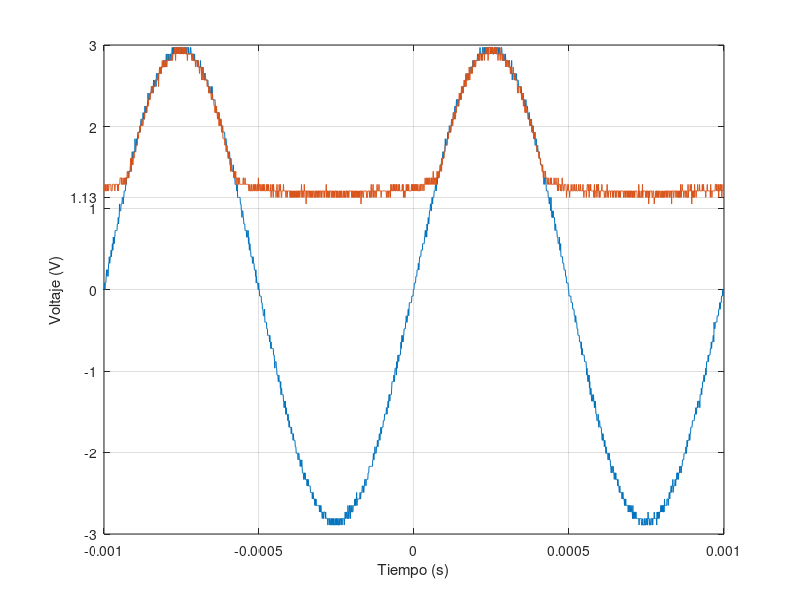

This chart was generated by the following MATLAB code:
t=[-1.00E-03
-9.99E-04
-9.98E-04
-9.97E-04
-9.96E-04
-9.95E-04
-9.94E-04
-9.93E-04
-9.92E-04
-9.91E-04
-9.90E-04
-9.89E-04
-9.88E-04
-9.87E-04
-9.86E-04
-9.85E-04
-9.84E-04
-9.83E-04
-9.82E-04
-9.81E-04
-9.80E-04
-9.79E-04
-9.78E-04
-9.77E-04
-9.76E-04
-9.75E-04
-9.74E-04
-9.73E-04
-9.72E-04
-9.71E-04
-9.70E-04
-9.69E-04
-9.68E-04
-9.67E-04
-9.66E-04
-9.65E-04
-9.64E-04
-9.63E-04
-9.62E-04
-9.61E-04
-9.60E-04
-9.59E-04
-9.58E-04
-9.57E-04
-9.56E-04
-9.55E-04
-9.54E-04
-9.53E-04
-9.52E-04
-9.51E-04
-9.50E-04
-9.49E-04
-9.48E-04
-9.47E-04
-9.46E-04
-9.45E-04
-9.44E-04
-9.43E-04
-9.42E-04
-9.41E-04
-9.40E-04
-9.39E-04
-9.38E-04
-9.37E-04
-9.36E-04
-9.35E-04
-9.34E-04
-9.33E-04
-9.32E-04
-9.31E-04
-9.30E-04
-9.29E-04
-9.28E-04
-9.27E-04
-9.26E-04
-9.25E-04
-9.24E-04
-9.23E-04
-9.22E-04
-9.21E-04
-9.20E-04
-9.19E-04
-9.18E-04
-9.17E-04
-9.16E-04
-9.15E-04
-9.14E-04
-9.13E-04
-9.12E-04
-9.11E-04
-9.10E-04
-9.09E-04
-9.08E-04
-9.07E-04
-9.06E-04
-9.05E-04
-9.04E-04
-9.03E-04
-9.02E-04
-9.01E-04
-9.00E-04
-8.99E-04
-8.98E-04
-8.97E-04
-8.96E-04
-8.95E-04
-8.94E-04
-8.93E-04
-8.92E-04
-8.91E-04
-8.90E-04
-8.89E-04
-8.88E-04
-8.87E-04
-8.86E-04
-8.85E-04
-8.84E-04
-8.83E-04
-8.82E-04
-8.81E-04
-8.80E-04
-8.79E-04
-8.78E-04
-8.77E-04
-8.76E-04
-8.75E-04
-8.74E-04
-8.73E-04
-8.72E-04
-8.71E-04
-8.70E-04
-8.69E-04
-8.68E-04
-8.67E-04
-8.66E-04
-8.65E-04
-8.64E-04
-8.63E-04
-8.62E-04
-8.61E-04
-8.60E-04
-8.59E-04
-8.58E-04
-8.57E-04
-8.56E-04
-8.55E-04
-8.54E-04
-8.53E-04
-8.52E-04
-8.51E-04
-8.50E-04
-8.49E-04
-8.48E-04
-8.47E-04
-8.46E-04
-8.45E-04
-8.44E-04
-8.43E-04
-8.42E-04
-8.41E-04
-8.40E-04
-8.39E-04
-8.38E-04
-8.37E-04
-8.36E-04
-8.35E-04
-8.34E-04
-8.33E-04
-8.32E-04
-8.31E-04
-8.30E-04
-8.29E-04
-8.28E-04
-8.27E-04
-8.26E-04
-8.25E-04
-8.24E-04
-8.23E-04
-8.22E-04
-8.21E-04
-8.20E-04
-8.19E-04
-8.18E-04
-8.17E-04
-8.16E-04
-8.15E-04
-8.14E-04
-8.13E-04
-8.12E-04
-8.11E-04
-8.10E-04
-8.09E-04
-8.08E-04
-8.07E-04
-8.06E-04
-8.05E-04
-8.04E-04
-8.03E-04
-8.02E-04
-8.01E-04
-8.00E-04
-7.99E-04
-7.98E-04
-7.97E-04
-7.96E-04
-7.95E-04
-7.94E-04
-7.93E-04
-7.92E-04
-7.91E-04
-7.90E-04
-7.89E-04
-7.88E-04
-7.87E-04
-7.86E-04
-7.85E-04
-7.84E-04
-7.83E-04
-7.82E-04
-7.81E-04
-7.80E-04
-7.79E-04
-7.78E-04
-7.77E-04
-7.76E-04
-7.75E-04
-7.74E-04
-7.73E-04
-7.72E-04
-7.71E-04
-7.70E-04
-7.69E-04
-7.68E-04
-7.67E-04
-7.66E-04
-7.65E-04
-7.64E-04
-7.63E-04
-7.62E-04
-7.61E-04
-7.60E-04
-7.59E-04
-7.58E-04
-7.57E-04
-7.56E-04
-7.55E-04
-7.54E-04
-7.53E-04
-7.52E-04
-7.51E-04
-7.50E-04
-7.49E-04
-7.48E-04
-7.47E-04
-7.46E-04
-7.45E-04
-7.44E-04
-7.43E-04
-7.42E-04
-7.41E-04
-7.40E-04
-7.39E-04
-7.38E-04
-7.37E-04
-7.36E-04
-7.35E-04
-7.34E-04
-7.33E-04
-7.32E-04
-7.31E-04
-7.30E-04
-7.29E-04
-7.28E-04
-7.27E-04
-7.26E-04
-7.25E-04
-7.24E-04
-7.23E-04
-7.22E-04
-7.21E-04
-7.20E-04
-7.19E-04
-7.18E-04
-7.17E-04
-7.16E-04
-7.15E-04
-7.14E-04
-7.13E-04
-7.12E-04
-7.11E-04
-7.10E-04
-7.09E-04
-7.08E-04
-7.07E-04
-7.06E-04
-7.05E-04
-7.04E-04
-7.03E-04
-7.02E-04
-7.01E-04
-7.00E-04
-6.99E-04
-6.98E-04
-6.97E-04
-6.96E-04
-6.95E-04
-6.94E-04
-6.93E-04
-6.92E-04
-6.91E-04
-6.90E-04
-6.89E-04
-6.88E-04
-6.87E-04
-6.86E-04
-6.85E-04
-6.84E-04
-6.83E-04
-6.82E-04
-6.81E-04
-6.80E-04
-6.79E-04
-6.78E-04
-6.77E-04
-6.76E-04
-6.75E-04
-6.74E-04
-6.73E-04
-6.72E-04
-6.71E-04
-6.70E-04
-6.69E-04
-6.68E-04
-6.67E-04
-6.66E-04
-6.65E-04
-6.64E-04
-6.63E-04
-6.62E-04
-6.61E-04
-6.60E-04
-6.59E-04
-6.58E-04
-6.57E-04
-6.56E-04
-6.55E-04
-6.54E-04
-6.53E-04
-6.52E-04
-6.51E-04
-6.50E-04
-6.49E-04
-6.48E-04
-6.47E-04
-6.46E-04
-6.45E-04
-6.44E-04
-6.43E-04
-6.42E-04
-6.41E-04
-6.40E-04
-6.39E-04
-6.38E-04
-6.37E-04
-6.36E-04
-6.35E-04
-6.34E-04
-6.33E-04
-6.32E-04
-6.31E-04
-6.30E-04
-6.29E-04
-6.28E-04
-6.27E-04
-6.26E-04
-6.25E-04
-6.24E-04
-6.23E-04
-6.22E-04
-6.21E-04
-6.20E-04
-6.19E-04
-6.18E-04
-6.17E-04
-6.16E-04
-6.15E-04
-6.14E-04
-6.13E-04
-6.12E-04
-6.11E-04
-6.10E-04
-6.09E-04
-6.08E-04
-6.07E-04
-6.06E-04
-6.05E-04
-6.04E-04
-6.03E-04
-6.02E-04
-6.01E-04
-6.00E-04
-5.99E-04
-5.98E-04
-5.97E-04
-5.96E-04
-5.95E-04
-5.94E-04
-5.93E-04
-5.92E-04
-5.91E-04
-5.90E-04
-5.89E-04
-5.88E-04
-5.87E-04
-5.86E-04
-5.85E-04
-5.84E-04
-5.83E-04
-5.82E-04
-5.81E-04
-5.80E-04
-5.79E-04
-5.78E-04
-5.77E-04
-5.76E-04
-5.75E-04
-5.74E-04
-5.73E-04
-5.72E-04
-5.71E-04
-5.70E-04
-5.69E-04
-5.68E-04
-5.67E-04
-5.66E-04
-5.65E-04
-5.64E-04
-5.63E-04
-5.62E-04
-5.61E-04
-5.60E-04
-5.59E-04
-5.58E-04
-5.57E-04
-5.56E-04
-5.55E-04
-5.54E-04
-5.53E-04
-5.52E-04
-5.51E-04
-5.50E-04
-5.49E-04
-5.48E-04
-5.47E-04
-5.46E-04
-5.45E-04
-5.44E-04
-5.43E-04
-5.42E-04
-5.41E-04
-5.40E-04
-5.39E-04
-5.38E-04
-5.37E-04
-5.36E-04
-5.35E-04
-5.34E-04
-5.33E-04
-5.32E-04
-5.31E-04
-5.30E-04
-5.29E-04
-5.28E-04
-5.27E-04
-5.26E-04
-5.25E-04
-5.24E-04
-5.23E-04
-5.22E-04
-5.21E-04
-5.20E-04
-5.19E-04
-5.18E-04
-5.17E-04
-5.16E-04
-5.15E-04
-5.14E-04
-5.13E-04
-5.12E-04
-5.11E-04
-5.10E-04
-5.09E-04
-5.08E-04
-5.07E-04
-5.06E-04
-5.05E-04
-5.04E-04
-5.03E-04
-5.02E-04
-5.01E-04
-5.00E-04
-4.99E-04
-4.98E-04
-4.97E-04
-4.96E-04
-4.95E-04
-4.94E-04
-4.93E-04
-4.92E-04
-4.91E-04
-4.90E-04
-4.89E-04
-4.88E-04
-4.87E-04
-4.86E-04
-4.85E-04
-4.84E-04
-4.83E-04
-4.82E-04
-4.81E-04
-4.80E-04
-4.79E-04
-4.78E-04
-4.77E-04
-4.76E-04
-4.75E-04
-4.74E-04
-4.73E-04
-4.72E-04
-4.71E-04
-4.70E-04
-4.69E-04
-4.68E-04
-4.67E-04
-4.66E-04
-4.65E-04
-4.64E-04
-4.63E-04
-4.62E-04
-4.61E-04
-4.60E-04
-4.59E-04
-4.58E-04
-4.57E-04
-4.56E-04
-4.55E-04
-4.54E-04
-4.53E-04
-4.52E-04
-4.51E-04
-4.50E-04
-4.49E-04
-4.48E-04
-4.47E-04
-4.46E-04
-4.45E-04
-4.44E-04
-4.43E-04
-4.42E-04
-4.41E-04
-4.40E-04
-4.39E-04
-4.38E-04
-4.37E-04
-4.36E-04
-4.35E-04
-4.34E-04
-4.33E-04
-4.32E-04
-4.31E-04
-4.30E-04
-4.29E-04
-4.28E-04
-4.27E-04
-4.26E-04
-4.25E-04
-4.24E-04
-4.23E-04
-4.22E-04
-4.21E-04
-4.20E-04
-4.19E-04
-4.18E-04
-4.17E-04
-4.16E-04
-4.15E-04
-4.14E-04
-4.13E-04
-4.12E-04
-4.11E-04
-4.10E-04
-4.09E-04
-4.08E-04
-4.07E-04
-4.06E-04
-4.05E-04
-4.04E-04
-4.03E-04
-4.02E-04
-4.01E-04
-4.00E-04
-3.99E-04
-3.98E-04
-3.97E-04
-3.96E-04
-3.95E-04
-3.94E-04
-3.93E-04
-3.92E-04
-3.91E-04
-3.90E-04
-3.89E-04
-3.88E-04
-3.87E-04
-3.86E-04
-3.85E-04
-3.84E-04
-3.83E-04
-3.82E-04
-3.81E-04
-3.80E-04
-3.79E-04
-3.78E-04
-3.77E-04
-3.76E-04
-3.75E-04
-3.74E-04
-3.73E-04
-3.72E-04
-3.71E-04
-3.70E-04
-3.69E-04
-3.68E-04
-3.67E-04
-3.66E-04
-3.65E-04
-3.64E-04
-3.63E-04
-3.62E-04
-3.61E-04
-3.60E-04
-3.59E-04
-3.58E-04
-3.57E-04
-3.56E-04
-3.55E-04
-3.54E-04
-3.53E-04
-3.52E-04
-3.51E-04
-3.50E-04
-3.49E-04
-3.48E-04
-3.47E-04
-3.46E-04
-3.45E-04
-3.44E-04
-3.43E-04
-3.42E-04
-3.41E-04
-3.40E-04
-3.39E-04
-3.38E-04
-3.37E-04
-3.36E-04
-3.35E-04
-3.34E-04
-3.33E-04
-3.32E-04
-3.31E-04
-3.30E-04
-3.29E-04
-3.28E-04
-3.27E-04
-3.26E-04
-3.25E-04
-3.24E-04
-3.23E-04
-3.22E-04
-3.21E-04
-3.20E-04
-3.19E-04
-3.18E-04
-3.17E-04
-3.16E-04
-3.15E-04
-3.14E-04
-3.13E-04
-3.12E-04
-3.11E-04
-3.10E-04
-3.09E-04
-3.08E-04
-3.07E-04
-3.06E-04
-3.05E-04
-3.04E-04
-3.03E-04
-3.02E-04
-3.01E-04
-3.00E-04
-2.99E-04
-2.98E-04
-2.97E-04
-2.96E-04
-2.95E-04
-2.94E-04
-2.93E-04
-2.92E-04
-2.91E-04
-2.90E-04
-2.89E-04
-2.88E-04
-2.87E-04
-2.86E-04
-2.85E-04
-2.84E-04
-2.83E-04
-2.82E-04
-2.81E-04
-2.80E-04
-2.79E-04
-2.78E-04
-2.77E-04
-2.76E-04
-2.75E-04
-2.74E-04
-2.73E-04
-2.72E-04
-2.71E-04
-2.70E-04
-2.69E-04
-2.68E-04
-2.67E-04
-2.66E-04
-2.65E-04
-2.64E-04
-2.63E-04
-2.62E-04
-2.61E-04
-2.60E-04
-2.59E-04
-2.58E-04
-2.57E-04
-2.56E-04
-2.55E-04
-2.54E-04
-2.53E-04
-2.52E-04
-2.51E-04
-2.50E-04
-2.49E-04
-2.48E-04
-2.47E-04
-2.46E-04
-2.45E-04
-2.44E-04
-2.43E-04
-2.42E-04
-2.41E-04
-2.40E-04
-2.39E-04
-2.38E-04
-2.37E-04
-2.36E-04
-2.35E-04
-2.34E-04
-2.33E-04
-2.32E-04
-2.31E-04
-2.30E-04
-2.29E-04
-2.28E-04
-2.27E-04
-2.26E-04
-2.25E-04
-2.24E-04
-2.23E-04
-2.22E-04
-2.21E-04
-2.20E-04
-2.19E-04
-2.18E-04
-2.17E-04
-2.16E-04
-2.15E-04
-2.14E-04
-2.13E-04
-2.12E-04
-2.11E-04
-2.10E-04
-2.09E-04
-2.08E-04
-2.07E-04
-2.06E-04
-2.05E-04
-2.04E-04
-2.03E-04
-2.02E-04
-2.01E-04
-2.00E-04
-1.99E-04
-1.98E-04
-1.97E-04
-1.96E-04
-1.95E-04
-1.94E-04
-1.93E-04
-1.92E-04
-1.91E-04
-1.90E-04
-1.89E-04
-1.88E-04
-1.87E-04
-1.86E-04
-1.85E-04
-1.84E-04
-1.83E-04
-1.82E-04
-1.81E-04
-1.80E-04
-1.79E-04
-1.78E-04
-1.77E-04
-1.76E-04
-1.75E-04
-1.74E-04
-1.73E-04
-1.72E-04
-1.71E-04
-1.70E-04
-1.69E-04
-1.68E-04
-1.67E-04
-1.66E-04
-1.65E-04
-1.64E-04
-1.63E-04
-1.62E-04
-1.61E-04
-1.60E-04
-1.59E-04
-1.58E-04
-1.57E-04
-1.56E-04
-1.55E-04
-1.54E-04
-1.53E-04
-1.52E-04
-1.51E-04
-1.50E-04
-1.49E-04
-1.48E-04
-1.47E-04
-1.46E-04
-1.45E-04
-1.44E-04
-1.43E-04
-1.42E-04
-1.41E-04
-1.40E-04
-1.39E-04
-1.38E-04
-1.37E-04
-1.36E-04
-1.35E-04
-1.34E-04
-1.33E-04
-1.32E-04
-1.31E-04
-1.30E-04
-1.29E-04
-1.28E-04
-1.27E-04
-1.26E-04
-1.25E-04
-1.24E-04
-1.23E-04
-1.22E-04
-1.21E-04
-1.20E-04
-1.19E-04
-1.18E-04
-1.17E-04
-1.16E-04
-1.15E-04
-1.14E-04
-1.13E-04
-1.12E-04
-1.11E-04
-1.10E-04
-1.09E-04
-1.08E-04
-1.07E-04
-1.06E-04
-1.05E-04
-1.04E-04
-1.03E-04
-1.02E-04
-1.01E-04
-1.00E-04
-9.90E-05
-9.80E-05
-9.70E-05
-9.60E-05
-9.50E-05
-9.40E-05
-9.30E-05
-9.20E-05
-9.10E-05
-9.00E-05
-8.90E-05
-8.80E-05
-8.70E-05
-8.60E-05
-8.50E-05
-8.40E-05
-8.30E-05
-8.20E-05
-8.10E-05
-8.00E-05
-7.90E-05
-7.80E-05
-7.70E-05
-7.60E-05
-7.50E-05
-7.40E-05
-7.30E-05
-7.20E-05
-7.10E-05
-7.00E-05
-6.90E-05
-6.80E-05
-6.70E-05
-6.60E-05
-6.50E-05
-6.40E-05
-6.30E-05
-6.20E-05
-6.10E-05
-6.00E-05
-5.90E-05
-5.80E-05
-5.70E-05
-5.60E-05
-5.50E-05
-5.40E-05
-5.30E-05
-5.20E-05
-5.10E-05
-5.00E-05
-4.90E-05
-4.80E-05
-4.70E-05
-4.60E-05
-4.50E-05
-4.40E-05
-4.30E-05
-4.20E-05
-4.10E-05
-4.00E-05
-3.90E-05
-3.80E-05
-3.70E-05
-3.60E-05
-3.50E-05
-3.40E-05
-3.30E-05
-3.20E-05
-3.10E-05
-3.00E-05
-2.90E-05
-2.80E-05
-2.70E-05
-2.60E-05
-2.50E-05
-2.40E-05
-2.30E-05
-2.20E-05
-2.10E-05
-2.00E-05
-1.90E-05
-1.80E-05
-1.70E-05
-1.60E-05
-1.50E-05
-1.40E-05
-1.30E-05
-1.20E-05
-1.10E-05
-1.00E-05
-9.00E-06
-8.00E-06
-7.00E-06
-6.00E-06
-5.00E-06
-4.00E-06
-3.00E-06
-2.00E-06
-1.00E-06
0.00E+00
1.00E-06
2.00E-06
3.00E-06
4.00E-06
5.00E-06
6.00E-06
7.00E-06
8.00E-06
9.00E-06
1.00E-05
1.10E-05
1.20E-05
1.30E-05
1.40E-05
1.50E-05
1.60E-05
1.70E-05
1.80E-05
1.90E-05
2.00E-05
2.10E-05
2.20E-05
2.30E-05
2.40E-05
2.50E-05
2.60E-05
2.70E-05
2.80E-05
2.90E-05
3.00E-05
3.10E-05
3.20E-05
3.30E-05
3.40E-05
3.50E-05
3.60E-05
3.70E-05
3.80E-05
3.90E-05
4.00E-05
4.10E-05
4.20E-05
4.30E-05
4.40E-05
4.50E-05
4.60E-05
4.70E-05
4.80E-05
4.90E-05
5.00E-05
5.10E-05
5.20E-05
5.30E-05
5.40E-05
5.50E-05
5.60E-05
5.70E-05
5.80E-05
5.90E-05
6.00E-05
6.10E-05
6.20E-05
6.30E-05
6.40E-05
6.50E-05
6.60E-05
6.70E-05
6.80E-05
6.90E-05
7.00E-05
7.10E-05
7.20E-05
7.30E-05
7.40E-05
7.50E-05
7.60E-05
7.70E-05
7.80E-05
7.90E-05
8.00E-05
8.10E-05
8.20E-05
8.30E-05
8.40E-05
8.50E-05
8.60E-05
8.70E-05
8.80E-05
8.90E-05
9.00E-05
9.10E-05
9.20E-05
9.30E-05
9.40E-05
9.50E-05
9.60E-05
9.70E-05
9.80E-05
9.90E-05
1.00E-04
1.01E-04
1.02E-04
1.03E-04
1.04E-04
1.05E-04
1.06E-04
1.07E-04
1.08E-04
1.09E-04
1.10E-04
1.11E-04
1.12E-04
1.13E-04
1.14E-04
1.15E-04
1.16E-04
1.17E-04
1.18E-04
1.19E-04
1.20E-04
1.21E-04
1.22E-04
1.23E-04
1.24E-04
1.25E-04
1.26E-04
1.27E-04
1.28E-04
1.29E-04
1.30E-04
1.31E-04
1.32E-04
1.33E-04
1.34E-04
1.35E-04
1.36E-04
1.37E-04
1.38E-04
1.39E-04
1.40E-04
1.41E-04
1.42E-04
1.43E-04
1.44E-04
1.45E-04
1.46E-04
1.47E-04
1.48E-04
1.49E-04
1.50E-04
1.51E-04
1.52E-04
1.53E-04
1.54E-04
1.55E-04
1.56E-04
1.57E-04
1.58E-04
1.59E-04
1.60E-04
1.61E-04
1.62E-04
1.63E-04
1.64E-04
1.65E-04
1.66E-04
1.67E-04
1.68E-04
1.69E-04
1.70E-04
1.71E-04
1.72E-04
1.73E-04
1.74E-04
1.75E-04
1.76E-04
1.77E-04
1.78E-04
1.79E-04
1.80E-04
1.81E-04
1.82E-04
1.83E-04
1.84E-04
1.85E-04
1.86E-04
1.87E-04
1.88E-04
1.89E-04
1.90E-04
1.91E-04
1.92E-04
1.93E-04
1.94E-04
1.95E-04
1.96E-04
1.97E-04
1.98E-04
1.99E-04
2.00E-04
2.01E-04
2.02E-04
2.03E-04
2.04E-04
2.05E-04
2.06E-04
2.07E-04
2.08E-04
2.09E-04
2.10E-04
2.11E-04
2.12E-04
2.13E-04
2.14E-04
2.15E-04
2.16E-04
2.17E-04
2.18E-04
2.19E-04
2.20E-04
2.21E-04
2.22E-04
2.23E-04
2.24E-04
2.25E-04
2.26E-04
2.27E-04
2.28E-04
2.29E-04
2.30E-04
2.31E-04
2.32E-04
2.33E-04
2.34E-04
2.35E-04
2.36E-04
2.37E-04
2.38E-04
2.39E-04
2.40E-04
2.41E-04
2.42E-04
2.43E-04
2.44E-04
2.45E-04
2.46E-04
2.47E-04
2.48E-04
2.49E-04
2.50E-04
2.51E-04
2.52E-04
2.53E-04
2.54E-04
2.55E-04
2.56E-04
2.57E-04
2.58E-04
2.59E-04
2.60E-04
2.61E-04
2.62E-04
2.63E-04
2.64E-04
2.65E-04
2.66E-04
2.67E-04
2.68E-04
2.69E-04
2.70E-04
2.71E-04
2.72E-04
2.73E-04
2.74E-04
2.75E-04
2.76E-04
2.77E-04
2.78E-04
2.79E-04
2.80E-04
2.81E-04
2.82E-04
2.83E-04
2.84E-04
2.85E-04
2.86E-04
2.87E-04
2.88E-04
2.89E-04
2.90E-04
2.91E-04
2.92E-04
2.93E-04
2.94E-04
2.95E-04
2.96E-04
2.97E-04
2.98E-04
2.99E-04
3.00E-04
3.01E-04
3.02E-04
3.03E-04
3.04E-04
3.05E-04
3.06E-04
3.07E-04
3.08E-04
3.09E-04
3.10E-04
3.11E-04
3.12E-04
3.13E-04
3.14E-04
3.15E-04
3.16E-04
3.17E-04
3.18E-04
3.19E-04
3.20E-04
3.21E-04
3.22E-04
3.23E-04
3.24E-04
3.25E-04
3.26E-04
3.27E-04
3.28E-04
3.29E-04
3.30E-04
3.31E-04
3.32E-04
3.33E-04
3.34E-04
3.35E-04
3.36E-04
3.37E-04
3.38E-04
3.39E-04
3.40E-04
3.41E-04
3.42E-04
3.43E-04
3.44E-04
3.45E-04
3.46E-04
3.47E-04
3.48E-04
3.49E-04
3.50E-04
3.51E-04
3.52E-04
3.53E-04
3.54E-04
3.55E-04
3.56E-04
3.57E-04
3.58E-04
3.59E-04
3.60E-04
3.61E-04
3.62E-04
3.63E-04
3.64E-04
3.65E-04
3.66E-04
3.67E-04
3.68E-04
3.69E-04
3.70E-04
3.71E-04
3.72E-04
3.73E-04
3.74E-04
3.75E-04
3.76E-04
3.77E-04
3.78E-04
3.79E-04
3.80E-04
3.81E-04
3.82E-04
3.83E-04
3.84E-04
3.85E-04
3.86E-04
3.87E-04
3.88E-04
3.89E-04
3.90E-04
3.91E-04
3.92E-04
3.93E-04
3.94E-04
3.95E-04
3.96E-04
3.97E-04
3.98E-04
3.99E-04
4.00E-04
4.01E-04
4.02E-04
4.03E-04
4.04E-04
4.05E-04
4.06E-04
4.07E-04
4.08E-04
4.09E-04
4.10E-04
4.11E-04
4.12E-04
4.13E-04
4.14E-04
4.15E-04
4.16E-04
4.17E-04
4.18E-04
4.19E-04
4.20E-04
4.21E-04
4.22E-04
4.23E-04
4.24E-04
4.25E-04
4.26E-04
4.27E-04
4.28E-04
4.29E-04
4.30E-04
4.31E-04
4.32E-04
4.33E-04
4.34E-04
4.35E-04
4.36E-04
4.37E-04
4.38E-04
4.39E-04
4.40E-04
4.41E-04
4.42E-04
4.43E-04
4.44E-04
4.45E-04
4.46E-04
4.47E-04
4.48E-04
4.49E-04
4.50E-04
4.51E-04
4.52E-04
4.53E-04
4.54E-04
4.55E-04
4.56E-04
4.57E-04
4.58E-04
4.59E-04
4.60E-04
4.61E-04
4.62E-04
4.63E-04
4.64E-04
4.65E-04
4.66E-04
4.67E-04
4.68E-04
4.69E-04
4.70E-04
4.71E-04
4.72E-04
4.73E-04
4.74E-04
4.75E-04
4.76E-04
4.77E-04
4.78E-04
4.79E-04
4.80E-04
4.81E-04
4.82E-04
4.83E-04
4.84E-04
4.85E-04
4.86E-04
4.87E-04
4.88E-04
4.89E-04
4.90E-04
4.91E-04
4.92E-04
4.93E-04
4.94E-04
4.95E-04
4.96E-04
4.97E-04
4.98E-04
4.99E-04
5.00E-04
5.01E-04
5.02E-04
5.03E-04
5.04E-04
5.05E-04
5.06E-04
5.07E-04
5.08E-04
5.09E-04
5.10E-04
5.11E-04
5.12E-04
5.13E-04
5.14E-04
5.15E-04
5.16E-04
5.17E-04
5.18E-04
5.19E-04
5.20E-04
5.21E-04
5.22E-04
5.23E-04
5.24E-04
5.25E-04
5.26E-04
5.27E-04
5.28E-04
5.29E-04
5.30E-04
5.31E-04
5.32E-04
5.33E-04
5.34E-04
5.35E-04
5.36E-04
5.37E-04
5.38E-04
5.39E-04
5.40E-04
5.41E-04
5.42E-04
5.43E-04
5.44E-04
5.45E-04
5.46E-04
5.47E-04
5.48E-04
5.49E-04
5.50E-04
5.51E-04
5.52E-04
5.53E-04
5.54E-04
5.55E-04
5.56E-04
5.57E-04
5.58E-04
5.59E-04
5.60E-04
5.61E-04
5.62E-04
5.63E-04
5.64E-04
5.65E-04
5.66E-04
5.67E-04
5.68E-04
5.69E-04
5.70E-04
5.71E-04
5.72E-04
5.73E-04
5.74E-04
5.75E-04
5.76E-04
5.77E-04
5.78E-04
5.79E-04
5.80E-04
5.81E-04
5.82E-04
5.83E-04
5.84E-04
5.85E-04
5.86E-04
5.87E-04
5.88E-04
5.89E-04
5.90E-04
5.91E-04
5.92E-04
5.93E-04
5.94E-04
5.95E-04
5.96E-04
5.97E-04
5.98E-04
5.99E-04
6.00E-04
6.01E-04
6.02E-04
6.03E-04
6.04E-04
6.05E-04
6.06E-04
6.07E-04
6.08E-04
6.09E-04
6.10E-04
6.11E-04
6.12E-04
6.13E-04
6.14E-04
6.15E-04
6.16E-04
6.17E-04
6.18E-04
6.19E-04
6.20E-04
6.21E-04
6.22E-04
6.23E-04
6.24E-04
6.25E-04
6.26E-04
6.27E-04
6.28E-04
6.29E-04
6.30E-04
6.31E-04
6.32E-04
6.33E-04
6.34E-04
6.35E-04
6.36E-04
6.37E-04
6.38E-04
6.39E-04
6.40E-04
6.41E-04
6.42E-04
6.43E-04
6.44E-04
6.45E-04
6.46E-04
6.47E-04
6.48E-04
6.49E-04
6.50E-04
6.51E-04
6.52E-04
6.53E-04
6.54E-04
6.55E-04
6.56E-04
6.57E-04
6.58E-04
6.59E-04
6.60E-04
6.61E-04
6.62E-04
6.63E-04
6.64E-04
6.65E-04
6.66E-04
6.67E-04
6.68E-04
6.69E-04
6.70E-04
6.71E-04
6.72E-04
6.73E-04
6.74E-04
6.75E-04
6.76E-04
6.77E-04
6.78E-04
6.79E-04
6.80E-04
6.81E-04
6.82E-04
6.83E-04
6.84E-04
6.85E-04
6.86E-04
6.87E-04
6.88E-04
6.89E-04
6.90E-04
6.91E-04
6.92E-04
6.93E-04
6.94E-04
6.95E-04
6.96E-04
6.97E-04
6.98E-04
6.99E-04
7.00E-04
7.01E-04
7.02E-04
7.03E-04
7.04E-04
7.05E-04
7.06E-04
7.07E-04
7.08E-04
7.09E-04
7.10E-04
7.11E-04
7.12E-04
7.13E-04
7.14E-04
7.15E-04
7.16E-04
7.17E-04
7.18E-04
7.19E-04
7.20E-04
7.21E-04
7.22E-04
7.23E-04
7.24E-04
7.25E-04
7.26E-04
7.27E-04
7.28E-04
7.29E-04
7.30E-04
7.31E-04
7.32E-04
7.33E-04
7.34E-04
7.35E-04
7.36E-04
7.37E-04
7.38E-04
7.39E-04
7.40E-04
7.41E-04
7.42E-04
7.43E-04
7.44E-04
7.45E-04
7.46E-04
7.47E-04
7.48E-04
7.49E-04
7.50E-04
7.51E-04
7.52E-04
7.53E-04
7.54E-04
7.55E-04
7.56E-04
7.57E-04
7.58E-04
7.59E-04
7.60E-04
7.61E-04
7.62E-04
7.63E-04
7.64E-04
7.65E-04
7.66E-04
7.67E-04
7.68E-04
7.69E-04
7.70E-04
7.71E-04
7.72E-04
7.73E-04
7.74E-04
7.75E-04
7.76E-04
7.77E-04
7.78E-04
7.79E-04
7.80E-04
7.81E-04
7.82E-04
7.83E-04
7.84E-04
7.85E-04
7.86E-04
7.87E-04
7.88E-04
7.89E-04
7.90E-04
7.91E-04
7.92E-04
7.93E-04
7.94E-04
7.95E-04
7.96E-04
7.97E-04
7.98E-04
7.99E-04
8.00E-04
8.01E-04
8.02E-04
8.03E-04
8.04E-04
8.05E-04
8.06E-04
8.07E-04
8.08E-04
8.09E-04
8.10E-04
8.11E-04
8.12E-04
8.13E-04
8.14E-04
8.15E-04
8.16E-04
8.17E-04
8.18E-04
8.19E-04
8.20E-04
8.21E-04
8.22E-04
8.23E-04
8.24E-04
8.25E-04
8.26E-04
8.27E-04
8.28E-04
8.29E-04
8.30E-04
8.31E-04
8.32E-04
8.33E-04
8.34E-04
8.35E-04
8.36E-04
8.37E-04
8.38E-04
8.39E-04
8.40E-04
8.41E-04
8.42E-04
8.43E-04
8.44E-04
8.45E-04
8.46E-04
8.47E-04
8.48E-04
8.49E-04
8.50E-04
8.51E-04
8.52E-04
8.53E-04
8.54E-04
8.55E-04
8.56E-04
8.57E-04
8.58E-04
8.59E-04
8.60E-04
8.61E-04
8.62E-04
8.63E-04
8.64E-04
8.65E-04
8.66E-04
8.67E-04
8.68E-04
8.69E-04
8.70E-04
8.71E-04
8.72E-04
8.73E-04
8.74E-04
8.75E-04
8.76E-04
8.77E-04
8.78E-04
8.79E-04
8.80E-04
8.81E-04
8.82E-04
8.83E-04
8.84E-04
8.85E-04
8.86E-04
8.87E-04
8.88E-04
8.89E-04
8.90E-04
8.91E-04
8.92E-04
8.93E-04
8.94E-04
8.95E-04
8.96E-04
8.97E-04
8.98E-04
8.99E-04
9.00E-04
9.01E-04
9.02E-04
9.03E-04
9.04E-04
9.05E-04
9.06E-04
9.07E-04
9.08E-04
9.09E-04
9.10E-04
9.11E-04
9.12E-04
9.13E-04
9.14E-04
9.15E-04
9.16E-04
9.17E-04
9.18E-04
9.19E-04
9.20E-04
9.21E-04
9.22E-04
9.23E-04
9.24E-04
9.25E-04
9.26E-04
9.27E-04
9.28E-04
9.29E-04
9.30E-04
9.31E-04
9.32E-04
9.33E-04
9.34E-04
9.35E-04
9.36E-04
9.37E-04
9.38E-04
9.39E-04
9.40E-04
9.41E-04
9.42E-04
9.43E-04
9.44E-04
9.45E-04
9.46E-04
9.47E-04
9.48E-04
9.49E-04
9.50E-04
9.51E-04
9.52E-04
9.53E-04
9.54E-04
9.55E-04
9.56E-04
9.57E-04
9.58E-04
9.59E-04
9.60E-04
9.61E-04
9.62E-04
9.63E-04
9.64E-04
9.65E-04
9.66E-04
9.67E-04
9.68E-04
9.69E-04
9.70E-04
9.71E-04
9.72E-04
9.73E-04
9.74E-04
9.75E-04
9.76E-04
9.77E-04
9.78E-04
9.79E-04
9.80E-04
9.81E-04
9.82E-04
9.83E-04
9.84E-04
9.85E-04
9.86E-04
9.87E-04
9.88E-04
9.89E-04
9.90E-04
9.91E-04
9.92E-04
9.93E-04
9.94E-04
9.95E-04
9.96E-04
9.97E-04
9.98E-04
9.99E-04];
x=[0.00E+00
8.04E-02
8.04E-02
0.00E+00
8.04E-02
8.04E-02
8.04E-02
1.61E-01
2.41E-01
1.61E-01
2.41E-01
2.41E-01
2.41E-01
1.61E-01
2.41E-01
3.22E-01
3.22E-01
4.02E-01
3.22E-01
3.22E-01
4.02E-01
4.02E-01
4.02E-01
4.82E-01
4.02E-01
4.82E-01
4.82E-01
5.63E-01
4.82E-01
4.82E-01
6.43E-01
5.63E-01
6.43E-01
5.63E-01
6.43E-01
6.43E-01
7.24E-01
7.24E-01
7.24E-01
7.24E-01
7.24E-01
7.24E-01
7.24E-01
8.04E-01
8.04E-01
8.04E-01
8.84E-01
8.04E-01
8.84E-01
8.84E-01
1.05E+00
9.65E-01
9.65E-01
9.65E-01
9.65E-01
1.05E+00
1.05E+00
1.05E+00
1.05E+00
1.13E+00
1.13E+00
1.13E+00
1.05E+00
1.13E+00
1.13E+00
1.21E+00
1.21E+00
1.21E+00
1.21E+00
1.21E+00
1.29E+00
1.37E+00
1.29E+00
1.37E+00
1.37E+00
1.37E+00
1.37E+00
1.37E+00
1.37E+00
1.45E+00
1.37E+00
1.45E+00
1.45E+00
1.45E+00
1.45E+00
1.45E+00
1.53E+00
1.53E+00
1.45E+00
1.61E+00
1.61E+00
1.69E+00
1.61E+00
1.53E+00
1.69E+00
1.69E+00
1.69E+00
1.69E+00
1.69E+00
1.69E+00
1.85E+00
1.77E+00
1.69E+00
1.77E+00
1.77E+00
1.85E+00
1.77E+00
1.85E+00
1.85E+00
1.93E+00
1.93E+00
1.93E+00
1.93E+00
1.93E+00
1.93E+00
1.93E+00
2.01E+00
1.93E+00
2.01E+00
2.09E+00
2.09E+00
2.09E+00
2.01E+00
2.09E+00
2.09E+00
2.09E+00
2.17E+00
2.09E+00
2.09E+00
2.17E+00
2.09E+00
2.09E+00
2.25E+00
2.17E+00
2.17E+00
2.25E+00
2.17E+00
2.25E+00
2.17E+00
2.25E+00
2.25E+00
2.33E+00
2.41E+00
2.33E+00
2.33E+00
2.33E+00
2.41E+00
2.33E+00
2.41E+00
2.41E+00
2.41E+00
2.41E+00
2.41E+00
2.49E+00
2.41E+00
2.49E+00
2.49E+00
2.49E+00
2.41E+00
2.49E+00
2.57E+00
2.49E+00
2.57E+00
2.49E+00
2.49E+00
2.57E+00
2.57E+00
2.57E+00
2.49E+00
2.65E+00
2.65E+00
2.65E+00
2.57E+00
2.65E+00
2.65E+00
2.57E+00
2.65E+00
2.65E+00
2.65E+00
2.65E+00
2.65E+00
2.73E+00
2.65E+00
2.65E+00
2.73E+00
2.73E+00
2.73E+00
2.73E+00
2.73E+00
2.73E+00
2.73E+00
2.73E+00
2.81E+00
2.81E+00
2.81E+00
2.81E+00
2.81E+00
2.73E+00
2.81E+00
2.73E+00
2.81E+00
2.89E+00
2.81E+00
2.81E+00
2.89E+00
2.81E+00
2.89E+00
2.81E+00
2.81E+00
2.89E+00
2.81E+00
2.81E+00
2.81E+00
2.89E+00
2.89E+00
2.89E+00
2.81E+00
2.89E+00
2.89E+00
2.89E+00
2.97E+00
2.89E+00
2.97E+00
2.89E+00
2.97E+00
2.97E+00
2.89E+00
2.97E+00
2.97E+00
2.97E+00
2.97E+00
2.97E+00
2.97E+00
2.89E+00
2.97E+00
2.97E+00
2.89E+00
2.97E+00
2.97E+00
2.97E+00
2.97E+00
2.97E+00
2.97E+00
2.97E+00
2.97E+00
2.89E+00
2.97E+00
2.97E+00
2.97E+00
2.97E+00
2.89E+00
2.97E+00
2.97E+00
2.97E+00
2.97E+00
2.97E+00
2.89E+00
2.89E+00
2.97E+00
2.97E+00
2.97E+00
2.97E+00
2.89E+00
2.97E+00
2.89E+00
2.97E+00
2.89E+00
2.89E+00
2.97E+00
2.97E+00
2.97E+00
2.97E+00
2.89E+00
2.97E+00
2.89E+00
2.89E+00
2.89E+00
2.89E+00
2.89E+00
2.97E+00
2.97E+00
2.89E+00
2.89E+00
2.89E+00
2.89E+00
2.89E+00
2.89E+00
2.89E+00
2.89E+00
2.81E+00
2.89E+00
2.81E+00
2.89E+00
2.81E+00
2.81E+00
2.81E+00
2.81E+00
2.81E+00
2.81E+00
2.81E+00
2.81E+00
2.73E+00
2.81E+00
2.81E+00
2.81E+00
2.73E+00
2.73E+00
2.73E+00
2.73E+00
2.73E+00
2.73E+00
2.81E+00
2.73E+00
2.73E+00
2.73E+00
2.65E+00
2.73E+00
2.65E+00
2.65E+00
2.65E+00
2.65E+00
2.65E+00
2.65E+00
2.57E+00
2.65E+00
2.65E+00
2.57E+00
2.65E+00
2.57E+00
2.57E+00
2.57E+00
2.57E+00
2.57E+00
2.57E+00
2.57E+00
2.57E+00
2.49E+00
2.49E+00
2.49E+00
2.41E+00
2.49E+00
2.49E+00
2.49E+00
2.41E+00
2.41E+00
2.41E+00
2.49E+00
2.41E+00
2.49E+00
2.49E+00
2.41E+00
2.33E+00
2.33E+00
2.33E+00
2.33E+00
2.33E+00
2.33E+00
2.33E+00
2.33E+00
2.25E+00
2.25E+00
2.17E+00
2.17E+00
2.17E+00
2.17E+00
2.17E+00
2.17E+00
2.17E+00
2.17E+00
2.17E+00
2.17E+00
2.17E+00
2.09E+00
2.09E+00
2.09E+00
2.09E+00
2.09E+00
2.09E+00
2.01E+00
2.01E+00
2.01E+00
2.01E+00
2.01E+00
2.01E+00
1.93E+00
1.93E+00
1.93E+00
1.93E+00
1.93E+00
1.93E+00
1.85E+00
1.85E+00
1.85E+00
1.85E+00
1.85E+00
1.77E+00
1.77E+00
1.69E+00
1.69E+00
1.69E+00
1.69E+00
1.69E+00
1.61E+00
1.61E+00
1.69E+00
1.69E+00
1.61E+00
1.53E+00
1.61E+00
1.61E+00
1.61E+00
1.53E+00
1.53E+00
1.45E+00
1.45E+00
1.45E+00
1.45E+00
1.53E+00
1.45E+00
1.37E+00
1.37E+00
1.37E+00
1.37E+00
1.29E+00
1.29E+00
1.29E+00
1.29E+00
1.29E+00
1.21E+00
1.21E+00
1.29E+00
1.13E+00
1.13E+00
1.13E+00
1.13E+00
1.13E+00
1.13E+00
1.13E+00
1.13E+00
1.13E+00
1.05E+00
1.05E+00
1.05E+00
9.65E-01
9.65E-01
8.84E-01
9.65E-01
9.65E-01
9.65E-01
8.84E-01
8.84E-01
8.04E-01
8.04E-01
8.04E-01
8.04E-01
7.24E-01
7.24E-01
7.24E-01
7.24E-01
7.24E-01
6.43E-01
7.24E-01
6.43E-01
6.43E-01
6.43E-01
7.24E-01
5.63E-01
6.43E-01
5.63E-01
4.82E-01
5.63E-01
5.63E-01
4.82E-01
4.82E-01
4.02E-01
4.02E-01
4.02E-01
4.02E-01
4.02E-01
3.22E-01
3.22E-01
4.02E-01
3.22E-01
3.22E-01
3.22E-01
2.41E-01
2.41E-01
2.41E-01
2.41E-01
1.61E-01
2.41E-01
8.04E-02
1.61E-01
8.04E-02
8.04E-02
8.04E-02
8.04E-02
0.00E+00
0.00E+00
8.04E-02
0.00E+00
0.00E+00
-8.04E-02
-8.04E-02
-8.04E-02
-8.04E-02
-8.04E-02
-8.04E-02
-1.61E-01
-1.61E-01
-1.61E-01
-2.41E-01
-2.41E-01
-2.41E-01
-3.22E-01
-3.22E-01
-3.22E-01
-3.22E-01
-2.41E-01
-4.02E-01
-4.02E-01
-4.02E-01
-4.02E-01
-4.02E-01
-4.02E-01
-4.82E-01
-4.82E-01
-4.82E-01
-5.63E-01
-5.63E-01
-5.63E-01
-5.63E-01
-5.63E-01
-5.63E-01
-6.43E-01
-5.63E-01
-6.43E-01
-6.43E-01
-7.24E-01
-6.43E-01
-7.24E-01
-7.24E-01
-7.24E-01
-7.24E-01
-7.24E-01
-7.24E-01
-7.24E-01
-8.04E-01
-8.04E-01
-8.04E-01
-8.84E-01
-9.65E-01
-8.84E-01
-8.84E-01
-8.84E-01
-8.84E-01
-9.65E-01
-9.65E-01
-1.05E+00
-1.05E+00
-1.05E+00
-1.05E+00
-1.13E+00
-1.13E+00
-1.05E+00
-1.13E+00
-1.13E+00
-1.13E+00
-1.13E+00
-1.21E+00
-1.13E+00
-1.29E+00
-1.21E+00
-1.21E+00
-1.29E+00
-1.29E+00
-1.29E+00
-1.29E+00
-1.29E+00
-1.37E+00
-1.37E+00
-1.45E+00
-1.37E+00
-1.37E+00
-1.45E+00
-1.37E+00
-1.53E+00
-1.53E+00
-1.45E+00
-1.53E+00
-1.53E+00
-1.53E+00
-1.53E+00
-1.61E+00
-1.53E+00
-1.61E+00
-1.61E+00
-1.69E+00
-1.61E+00
-1.69E+00
-1.69E+00
-1.69E+00
-1.69E+00
-1.69E+00
-1.77E+00
-1.69E+00
-1.77E+00
-1.77E+00
-1.77E+00
-1.77E+00
-1.85E+00
-1.77E+00
-1.85E+00
-1.85E+00
-1.85E+00
-1.85E+00
-1.85E+00
-1.93E+00
-1.93E+00
-1.93E+00
-2.01E+00
-2.01E+00
-2.01E+00
-2.01E+00
-2.01E+00
-2.01E+00
-2.09E+00
-2.01E+00
-2.01E+00
-2.01E+00
-2.09E+00
-2.09E+00
-2.09E+00
-2.17E+00
-2.09E+00
-2.17E+00
-2.17E+00
-2.17E+00
-2.09E+00
-2.17E+00
-2.25E+00
-2.25E+00
-2.25E+00
-2.25E+00
-2.33E+00
-2.33E+00
-2.25E+00
-2.25E+00
-2.33E+00
-2.25E+00
-2.33E+00
-2.33E+00
-2.33E+00
-2.33E+00
-2.33E+00
-2.41E+00
-2.33E+00
-2.41E+00
-2.41E+00
-2.33E+00
-2.41E+00
-2.41E+00
-2.41E+00
-2.41E+00
-2.41E+00
-2.41E+00
-2.49E+00
-2.49E+00
-2.49E+00
-2.49E+00
-2.49E+00
-2.49E+00
-2.57E+00
-2.49E+00
-2.49E+00
-2.49E+00
-2.57E+00
-2.57E+00
-2.57E+00
-2.57E+00
-2.65E+00
-2.57E+00
-2.57E+00
-2.65E+00
-2.57E+00
-2.65E+00
-2.65E+00
-2.65E+00
-2.65E+00
-2.65E+00
-2.65E+00
-2.65E+00
-2.65E+00
-2.65E+00
-2.65E+00
-2.73E+00
-2.65E+00
-2.73E+00
-2.73E+00
-2.65E+00
-2.65E+00
-2.73E+00
-2.73E+00
-2.73E+00
-2.81E+00
-2.73E+00
-2.73E+00
-2.81E+00
-2.81E+00
-2.73E+00
-2.73E+00
-2.73E+00
-2.73E+00
-2.73E+00
-2.81E+00
-2.73E+00
-2.81E+00
-2.81E+00
-2.81E+00
-2.81E+00
-2.81E+00
-2.81E+00
-2.89E+00
-2.81E+00
-2.81E+00
-2.81E+00
-2.81E+00
-2.89E+00
-2.81E+00
-2.81E+00
-2.81E+00
-2.89E+00
-2.89E+00
-2.89E+00
-2.81E+00
-2.89E+00
-2.89E+00
-2.81E+00
-2.89E+00
-2.89E+00
-2.81E+00
-2.89E+00
-2.81E+00
-2.89E+00
-2.89E+00
-2.89E+00
-2.89E+00
-2.81E+00
-2.89E+00
-2.89E+00
-2.81E+00
-2.89E+00
-2.81E+00
-2.89E+00
-2.89E+00
-2.81E+00
-2.89E+00
-2.89E+00
-2.89E+00
-2.81E+00
-2.89E+00
-2.89E+00
-2.81E+00
-2.81E+00
-2.81E+00
-2.89E+00
-2.81E+00
-2.81E+00
-2.89E+00
-2.81E+00
-2.81E+00
-2.81E+00
-2.81E+00
-2.81E+00
-2.81E+00
-2.89E+00
-2.81E+00
-2.81E+00
-2.73E+00
-2.81E+00
-2.81E+00
-2.73E+00
-2.73E+00
-2.81E+00
-2.81E+00
-2.81E+00
-2.81E+00
-2.65E+00
-2.81E+00
-2.73E+00
-2.81E+00
-2.73E+00
-2.65E+00
-2.73E+00
-2.73E+00
-2.81E+00
-2.65E+00
-2.65E+00
-2.73E+00
-2.73E+00
-2.65E+00
-2.73E+00
-2.73E+00
-2.73E+00
-2.65E+00
-2.65E+00
-2.65E+00
-2.65E+00
-2.65E+00
-2.57E+00
-2.65E+00
-2.57E+00
-2.65E+00
-2.65E+00
-2.57E+00
-2.49E+00
-2.65E+00
-2.57E+00
-2.57E+00
-2.57E+00
-2.57E+00
-2.57E+00
-2.57E+00
-2.57E+00
-2.57E+00
-2.57E+00
-2.49E+00
-2.57E+00
-2.57E+00
-2.49E+00
-2.49E+00
-2.49E+00
-2.49E+00
-2.41E+00
-2.41E+00
-2.41E+00
-2.49E+00
-2.41E+00
-2.49E+00
-2.41E+00
-2.41E+00
-2.33E+00
-2.33E+00
-2.33E+00
-2.33E+00
-2.41E+00
-2.33E+00
-2.33E+00
-2.33E+00
-2.33E+00
-2.33E+00
-2.33E+00
-2.25E+00
-2.25E+00
-2.25E+00
-2.17E+00
-2.17E+00
-2.17E+00
-2.17E+00
-2.17E+00
-2.17E+00
-2.17E+00
-2.17E+00
-2.17E+00
-2.17E+00
-2.17E+00
-2.17E+00
-2.09E+00
-2.09E+00
-2.01E+00
-2.09E+00
-2.09E+00
-2.01E+00
-2.01E+00
-1.93E+00
-2.01E+00
-2.01E+00
-2.01E+00
-2.01E+00
-1.93E+00
-1.93E+00
-1.93E+00
-1.85E+00
-1.93E+00
-1.93E+00
-1.85E+00
-1.85E+00
-1.85E+00
-1.77E+00
-1.77E+00
-1.85E+00
-1.77E+00
-1.77E+00
-1.69E+00
-1.77E+00
-1.77E+00
-1.69E+00
-1.69E+00
-1.69E+00
-1.69E+00
-1.69E+00
-1.61E+00
-1.61E+00
-1.61E+00
-1.61E+00
-1.53E+00
-1.53E+00
-1.53E+00
-1.53E+00
-1.53E+00
-1.53E+00
-1.45E+00
-1.45E+00
-1.53E+00
-1.45E+00
-1.45E+00
-1.37E+00
-1.37E+00
-1.45E+00
-1.29E+00
-1.29E+00
-1.29E+00
-1.37E+00
-1.29E+00
-1.29E+00
-1.29E+00
-1.29E+00
-1.29E+00
-1.21E+00
-1.13E+00
-1.13E+00
-1.13E+00
-1.13E+00
-1.13E+00
-1.13E+00
-1.05E+00
-1.13E+00
-1.13E+00
-1.05E+00
-9.65E-01
-9.65E-01
-9.65E-01
-9.65E-01
-1.05E+00
-8.84E-01
-9.65E-01
-9.65E-01
-8.84E-01
-8.04E-01
-8.04E-01
-8.84E-01
-8.84E-01
-8.04E-01
-8.04E-01
-8.04E-01
-8.04E-01
-8.04E-01
-7.24E-01
-6.43E-01
-7.24E-01
-6.43E-01
-5.63E-01
-6.43E-01
-6.43E-01
-5.63E-01
-6.43E-01
-5.63E-01
-5.63E-01
-4.82E-01
-4.82E-01
-4.82E-01
-4.82E-01
-4.82E-01
-4.02E-01
-4.02E-01
-3.22E-01
-4.02E-01
-4.02E-01
-4.02E-01
-3.22E-01
-3.22E-01
-2.41E-01
-2.41E-01
-3.22E-01
-2.41E-01
-1.61E-01
-1.61E-01
-1.61E-01
-1.61E-01
-1.61E-01
-1.61E-01
-1.61E-01
-1.61E-01
-8.04E-02
-8.04E-02
-8.04E-02
-8.04E-02
-8.04E-02
0.00E+00
0.00E+00
0.00E+00
8.04E-02
8.04E-02
8.04E-02
8.04E-02
8.04E-02
1.61E-01
1.61E-01
1.61E-01
1.61E-01
2.41E-01
2.41E-01
2.41E-01
2.41E-01
3.22E-01
2.41E-01
2.41E-01
3.22E-01
4.02E-01
4.02E-01
4.02E-01
4.02E-01
4.02E-01
4.82E-01
4.82E-01
4.82E-01
4.82E-01
4.82E-01
5.63E-01
5.63E-01
5.63E-01
5.63E-01
5.63E-01
5.63E-01
6.43E-01
6.43E-01
7.24E-01
7.24E-01
6.43E-01
7.24E-01
7.24E-01
6.43E-01
8.04E-01
7.24E-01
8.04E-01
8.04E-01
8.84E-01
8.04E-01
8.04E-01
8.84E-01
9.65E-01
9.65E-01
9.65E-01
1.05E+00
1.05E+00
9.65E-01
9.65E-01
1.05E+00
1.13E+00
1.13E+00
1.05E+00
1.13E+00
1.13E+00
1.13E+00
1.13E+00
1.21E+00
1.21E+00
1.21E+00
1.21E+00
1.29E+00
1.29E+00
1.21E+00
1.21E+00
1.29E+00
1.37E+00
1.29E+00
1.37E+00
1.37E+00
1.37E+00
1.37E+00
1.37E+00
1.37E+00
1.45E+00
1.45E+00
1.53E+00
1.53E+00
1.53E+00
1.53E+00
1.53E+00
1.61E+00
1.61E+00
1.61E+00
1.61E+00
1.69E+00
1.69E+00
1.61E+00
1.69E+00
1.69E+00
1.69E+00
1.69E+00
1.77E+00
1.85E+00
1.77E+00
1.77E+00
1.77E+00
1.77E+00
1.85E+00
1.85E+00
1.85E+00
1.93E+00
1.85E+00
1.93E+00
1.93E+00
1.93E+00
2.01E+00
1.93E+00
1.93E+00
1.93E+00
1.93E+00
2.01E+00
2.01E+00
2.09E+00
2.01E+00
2.09E+00
2.01E+00
2.09E+00
2.09E+00
2.17E+00
2.09E+00
2.09E+00
2.17E+00
2.17E+00
2.25E+00
2.17E+00
2.25E+00
2.17E+00
2.25E+00
2.33E+00
2.33E+00
2.25E+00
2.33E+00
2.33E+00
2.25E+00
2.33E+00
2.25E+00
2.33E+00
2.33E+00
2.33E+00
2.33E+00
2.41E+00
2.41E+00
2.33E+00
2.41E+00
2.41E+00
2.49E+00
2.49E+00
2.49E+00
2.49E+00
2.41E+00
2.49E+00
2.49E+00
2.49E+00
2.57E+00
2.49E+00
2.57E+00
2.57E+00
2.57E+00
2.57E+00
2.57E+00
2.57E+00
2.57E+00
2.65E+00
2.57E+00
2.57E+00
2.57E+00
2.57E+00
2.65E+00
2.65E+00
2.65E+00
2.65E+00
2.65E+00
2.65E+00
2.73E+00
2.73E+00
2.73E+00
2.73E+00
2.73E+00
2.73E+00
2.73E+00
2.73E+00
2.81E+00
2.73E+00
2.81E+00
2.81E+00
2.81E+00
2.73E+00
2.81E+00
2.81E+00
2.81E+00
2.81E+00
2.81E+00
2.81E+00
2.81E+00
2.81E+00
2.81E+00
2.89E+00
2.89E+00
2.81E+00
2.81E+00
2.89E+00
2.89E+00
2.89E+00
2.89E+00
2.97E+00
2.89E+00
2.89E+00
2.89E+00
2.89E+00
2.89E+00
2.81E+00
2.89E+00
2.97E+00
2.97E+00
2.89E+00
2.89E+00
2.89E+00
2.97E+00
2.97E+00
2.89E+00
2.97E+00
2.97E+00
2.89E+00
2.97E+00
2.89E+00
2.89E+00
2.97E+00
2.97E+00
2.89E+00
2.89E+00
2.97E+00
2.97E+00
2.97E+00
2.97E+00
2.97E+00
2.97E+00
2.97E+00
2.97E+00
2.89E+00
2.97E+00
2.89E+00
2.97E+00
2.97E+00
2.97E+00
2.97E+00
2.89E+00
2.89E+00
2.89E+00
2.89E+00
2.97E+00
2.97E+00
2.97E+00
2.97E+00
2.97E+00
2.97E+00
2.97E+00
2.97E+00
2.89E+00
2.89E+00
2.89E+00
2.97E+00
2.97E+00
2.97E+00
2.97E+00
2.89E+00
2.89E+00
2.97E+00
2.97E+00
2.89E+00
2.89E+00
2.89E+00
2.89E+00
2.89E+00
2.97E+00
2.97E+00
2.89E+00
2.89E+00
2.81E+00
2.89E+00
2.81E+00
2.89E+00
2.89E+00
2.89E+00
2.81E+00
2.81E+00
2.81E+00
2.89E+00
2.81E+00
2.81E+00
2.81E+00
2.81E+00
2.81E+00
2.81E+00
2.81E+00
2.81E+00
2.73E+00
2.73E+00
2.81E+00
2.81E+00
2.81E+00
2.73E+00
2.73E+00
2.65E+00
2.73E+00
2.73E+00
2.65E+00
2.81E+00
2.65E+00
2.57E+00
2.65E+00
2.65E+00
2.65E+00
2.65E+00
2.65E+00
2.65E+00
2.57E+00
2.65E+00
2.65E+00
2.57E+00
2.57E+00
2.57E+00
2.65E+00
2.57E+00
2.57E+00
2.57E+00
2.57E+00
2.57E+00
2.57E+00
2.49E+00
2.49E+00
2.49E+00
2.49E+00
2.49E+00
2.49E+00
2.41E+00
2.49E+00
2.49E+00
2.49E+00
2.41E+00
2.41E+00
2.33E+00
2.41E+00
2.33E+00
2.41E+00
2.33E+00
2.25E+00
2.25E+00
2.25E+00
2.33E+00
2.25E+00
2.25E+00
2.25E+00
2.33E+00
2.25E+00
2.25E+00
2.25E+00
2.25E+00
2.25E+00
2.17E+00
2.17E+00
2.09E+00
2.09E+00
2.17E+00
2.17E+00
2.09E+00
2.01E+00
2.09E+00
2.01E+00
2.09E+00
2.09E+00
2.09E+00
2.01E+00
2.01E+00
1.93E+00
1.93E+00
2.01E+00
1.93E+00
1.85E+00
1.93E+00
1.85E+00
1.85E+00
1.85E+00
1.77E+00
1.85E+00
1.77E+00
1.85E+00
1.77E+00
1.77E+00
1.69E+00
1.77E+00
1.77E+00
1.69E+00
1.69E+00
1.69E+00
1.69E+00
1.61E+00
1.61E+00
1.61E+00
1.61E+00
1.53E+00
1.53E+00
1.53E+00
1.53E+00
1.53E+00
1.53E+00
1.45E+00
1.45E+00
1.45E+00
1.45E+00
1.45E+00
1.29E+00
1.37E+00
1.37E+00
1.29E+00
1.37E+00
1.37E+00
1.37E+00
1.29E+00
1.21E+00
1.21E+00
1.21E+00
1.21E+00
1.21E+00
1.21E+00
1.13E+00
1.13E+00
1.13E+00
1.05E+00
1.05E+00
1.13E+00
1.05E+00
1.05E+00
9.65E-01
1.13E+00
9.65E-01
9.65E-01
8.84E-01
9.65E-01
8.84E-01
8.84E-01
9.65E-01
8.84E-01
8.84E-01
8.84E-01
8.84E-01
8.04E-01
7.24E-01
8.04E-01
8.04E-01
7.24E-01
7.24E-01
7.24E-01
7.24E-01
6.43E-01
6.43E-01
6.43E-01
5.63E-01
5.63E-01
5.63E-01
5.63E-01
6.43E-01
4.82E-01
4.82E-01
4.82E-01
5.63E-01
4.02E-01
4.02E-01
4.02E-01
4.02E-01
4.02E-01
4.02E-01
3.22E-01
3.22E-01
3.22E-01
3.22E-01
2.41E-01
2.41E-01
2.41E-01
2.41E-01
2.41E-01
1.61E-01
1.61E-01
1.61E-01
8.04E-02
8.04E-02
8.04E-02
8.04E-02
8.04E-02
8.04E-02
0.00E+00
0.00E+00
-8.04E-02
-8.04E-02
-8.04E-02
-8.04E-02
-8.04E-02
-8.04E-02
-8.04E-02
-1.61E-01
-1.61E-01
-1.61E-01
-1.61E-01
-1.61E-01
-2.41E-01
-2.41E-01
-2.41E-01
-2.41E-01
-2.41E-01
-3.22E-01
-3.22E-01
-3.22E-01
-4.02E-01
-3.22E-01
-3.22E-01
-4.02E-01
-4.02E-01
-4.02E-01
-4.82E-01
-4.82E-01
-4.82E-01
-5.63E-01
-5.63E-01
-5.63E-01
-5.63E-01
-5.63E-01
-6.43E-01
-6.43E-01
-6.43E-01
-6.43E-01
-6.43E-01
-7.24E-01
-6.43E-01
-8.04E-01
-7.24E-01
-7.24E-01
-8.04E-01
-8.04E-01
-8.04E-01
-8.04E-01
-8.04E-01
-8.04E-01
-8.84E-01
-8.84E-01
-8.84E-01
-8.84E-01
-8.84E-01
-8.84E-01
-9.65E-01
-1.05E+00
-9.65E-01
-1.05E+00
-1.05E+00
-1.13E+00
-1.05E+00
-1.05E+00
-1.13E+00
-1.05E+00
-1.21E+00
-1.13E+00
-1.29E+00
-1.29E+00
-1.21E+00
-1.21E+00
-1.29E+00
-1.37E+00
-1.29E+00
-1.29E+00
-1.37E+00
-1.37E+00
-1.37E+00
-1.29E+00
-1.37E+00
-1.37E+00
-1.45E+00
-1.37E+00
-1.45E+00
-1.37E+00
-1.45E+00
-1.53E+00
-1.53E+00
-1.53E+00
-1.61E+00
-1.61E+00
-1.61E+00
-1.61E+00
-1.53E+00
-1.61E+00
-1.69E+00
-1.61E+00
-1.61E+00
-1.61E+00
-1.69E+00
-1.69E+00
-1.69E+00
-1.69E+00
-1.69E+00
-1.77E+00
-1.77E+00
-1.85E+00
-1.77E+00
-1.85E+00
-1.77E+00
-1.85E+00
-1.85E+00
-1.85E+00
-1.93E+00
-1.85E+00
-1.85E+00
-1.93E+00
-1.93E+00
-2.01E+00
-1.93E+00
-2.01E+00
-2.01E+00
-2.01E+00
-2.01E+00
-2.01E+00
-2.09E+00
-2.01E+00
-2.01E+00
-2.09E+00
-2.01E+00
-2.09E+00
-2.09E+00
-2.09E+00
-2.17E+00
-2.17E+00
-2.25E+00
-2.17E+00
-2.17E+00
-2.25E+00
-2.17E+00
-2.17E+00
-2.17E+00
-2.17E+00
-2.25E+00
-2.25E+00
-2.33E+00
-2.25E+00
-2.25E+00
-2.25E+00
-2.33E+00
-2.25E+00
-2.33E+00
-2.33E+00
-2.33E+00
-2.33E+00
-2.33E+00
-2.41E+00
-2.33E+00
-2.41E+00
-2.41E+00
-2.41E+00
-2.49E+00
-2.49E+00
-2.41E+00
-2.49E+00
-2.49E+00
-2.49E+00
-2.49E+00
-2.49E+00
-2.49E+00
-2.57E+00
-2.49E+00
-2.57E+00
-2.49E+00
-2.57E+00
-2.57E+00
-2.57E+00
-2.57E+00
-2.65E+00
-2.57E+00
-2.57E+00
-2.65E+00
-2.57E+00
-2.65E+00
-2.65E+00
-2.65E+00
-2.65E+00
-2.65E+00
-2.65E+00
-2.65E+00
-2.73E+00
-2.65E+00
-2.65E+00
-2.73E+00
-2.65E+00
-2.65E+00
-2.73E+00
-2.73E+00
-2.65E+00
-2.65E+00
-2.65E+00
-2.73E+00
-2.73E+00
-2.73E+00
-2.81E+00
-2.65E+00
-2.81E+00
-2.73E+00
-2.81E+00
-2.73E+00
-2.81E+00
-2.73E+00
-2.73E+00
-2.73E+00
-2.81E+00
-2.73E+00
-2.81E+00
-2.81E+00
-2.81E+00
-2.81E+00
-2.81E+00
-2.81E+00
-2.81E+00
-2.81E+00
-2.81E+00
-2.89E+00
-2.81E+00
-2.81E+00
-2.81E+00
-2.81E+00
-2.81E+00
-2.81E+00
-2.81E+00
-2.89E+00
-2.89E+00
-2.89E+00
-2.89E+00
-2.81E+00
-2.89E+00
-2.89E+00
-2.89E+00
-2.89E+00
-2.89E+00
-2.81E+00
-2.89E+00
-2.89E+00
-2.89E+00
-2.81E+00
-2.81E+00
-2.81E+00
-2.89E+00
-2.81E+00
-2.89E+00
-2.89E+00
-2.73E+00
-2.81E+00
-2.81E+00
-2.81E+00
-2.81E+00
-2.89E+00
-2.89E+00
-2.89E+00
-2.89E+00
-2.81E+00
-2.81E+00
-2.81E+00
-2.81E+00
-2.89E+00
-2.81E+00
-2.89E+00
-2.81E+00
-2.81E+00
-2.81E+00
-2.81E+00
-2.73E+00
-2.81E+00
-2.81E+00
-2.81E+00
-2.81E+00
-2.81E+00
-2.81E+00
-2.81E+00
-2.89E+00
-2.73E+00
-2.81E+00
-2.73E+00
-2.81E+00
-2.81E+00
-2.73E+00
-2.73E+00
-2.81E+00
-2.73E+00
-2.73E+00
-2.73E+00
-2.73E+00
-2.65E+00
-2.65E+00
-2.73E+00
-2.65E+00
-2.65E+00
-2.73E+00
-2.65E+00
-2.73E+00
-2.73E+00
-2.65E+00
-2.73E+00
-2.73E+00
-2.57E+00
-2.65E+00
-2.65E+00
-2.65E+00
-2.65E+00
-2.65E+00
-2.65E+00
-2.65E+00
-2.57E+00
-2.57E+00
-2.57E+00
-2.57E+00
-2.65E+00
-2.57E+00
-2.57E+00
-2.49E+00
-2.49E+00
-2.57E+00
-2.49E+00
-2.49E+00
-2.49E+00
-2.41E+00
-2.41E+00
-2.49E+00
-2.41E+00
-2.41E+00
-2.41E+00
-2.33E+00
-2.49E+00
-2.41E+00
-2.41E+00
-2.41E+00
-2.41E+00
-2.41E+00
-2.33E+00
-2.33E+00
-2.41E+00
-2.33E+00
-2.33E+00
-2.33E+00
-2.25E+00
-2.33E+00
-2.25E+00
-2.25E+00
-2.25E+00
-2.33E+00
-2.25E+00
-2.25E+00
-2.25E+00
-2.17E+00
-2.25E+00
-2.17E+00
-2.17E+00
-2.17E+00
-2.25E+00
-2.17E+00
-2.17E+00
-2.17E+00
-2.09E+00
-2.09E+00
-2.09E+00
-2.09E+00
-2.09E+00
-2.01E+00
-2.01E+00
-2.01E+00
-2.01E+00
-2.01E+00
-2.01E+00
-1.93E+00
-2.01E+00
-2.01E+00
-1.93E+00
-1.85E+00
-1.93E+00
-1.85E+00
-1.85E+00
-1.85E+00
-1.85E+00
-1.85E+00
-1.77E+00
-1.85E+00
-1.85E+00
-1.77E+00
-1.77E+00
-1.69E+00
-1.69E+00
-1.69E+00
-1.69E+00
-1.69E+00
-1.61E+00
-1.61E+00
-1.61E+00
-1.61E+00
-1.61E+00
-1.61E+00
-1.61E+00
-1.53E+00
-1.53E+00
-1.53E+00
-1.53E+00
-1.45E+00
-1.53E+00
-1.53E+00
-1.45E+00
-1.45E+00
-1.45E+00
-1.37E+00
-1.45E+00
-1.37E+00
-1.37E+00
-1.37E+00
-1.37E+00
-1.37E+00
-1.45E+00
-1.29E+00
-1.29E+00
-1.29E+00
-1.29E+00
-1.21E+00
-1.29E+00
-1.21E+00
-1.21E+00
-1.13E+00
-1.13E+00
-1.13E+00
-1.13E+00
-1.05E+00
-1.05E+00
-1.13E+00
-1.05E+00
-1.05E+00
-1.05E+00
-9.65E-01
-1.05E+00
-9.65E-01
-8.84E-01
-8.84E-01
-8.84E-01
-8.84E-01
-8.84E-01
-8.04E-01
-8.84E-01
-8.04E-01
-8.04E-01
-8.04E-01
-8.04E-01
-8.04E-01
-7.24E-01
-7.24E-01
-7.24E-01
-6.43E-01
-7.24E-01
-6.43E-01
-6.43E-01
-6.43E-01
-6.43E-01
-5.63E-01
-5.63E-01
-6.43E-01
-4.02E-01
-4.82E-01
-4.82E-01
-4.82E-01
-4.02E-01
-4.02E-01
-4.02E-01
-4.02E-01
-4.02E-01
-4.02E-01
-3.22E-01
-3.22E-01
-3.22E-01
-3.22E-01
-3.22E-01
-2.41E-01
-2.41E-01
-2.41E-01
-1.61E-01
-2.41E-01
-2.41E-01
-1.61E-01
-1.61E-01
-1.61E-01
-8.04E-02
-8.04E-02
-8.04E-02
-8.04E-02
0.00E+00
-8.04E-02
0.00E+00
0.00E+00];
y=[1.21E+00
1.21E+00
1.21E+00
1.29E+00
1.21E+00
1.21E+00
1.29E+00
1.21E+00
1.21E+00
1.21E+00
1.29E+00
1.21E+00
1.29E+00
1.29E+00
1.21E+00
1.21E+00
1.29E+00
1.29E+00
1.29E+00
1.29E+00
1.29E+00
1.29E+00
1.29E+00
1.21E+00
1.21E+00
1.21E+00
1.21E+00
1.29E+00
1.29E+00
1.29E+00
1.29E+00
1.29E+00
1.29E+00
1.29E+00
1.29E+00
1.21E+00
1.29E+00
1.29E+00
1.29E+00
1.29E+00
1.29E+00
1.29E+00
1.29E+00
1.29E+00
1.21E+00
1.29E+00
1.21E+00
1.29E+00
1.29E+00
1.29E+00
1.29E+00
1.29E+00
1.37E+00
1.37E+00
1.37E+00
1.37E+00
1.37E+00
1.29E+00
1.37E+00
1.29E+00
1.29E+00
1.29E+00
1.29E+00
1.29E+00
1.37E+00
1.29E+00
1.37E+00
1.37E+00
1.29E+00
1.37E+00
1.37E+00
1.29E+00
1.37E+00
1.37E+00
1.37E+00
1.45E+00
1.45E+00
1.37E+00
1.37E+00
1.37E+00
1.45E+00
1.45E+00
1.45E+00
1.45E+00
1.45E+00
1.53E+00
1.61E+00
1.45E+00
1.45E+00
1.53E+00
1.61E+00
1.61E+00
1.53E+00
1.61E+00
1.61E+00
1.69E+00
1.69E+00
1.61E+00
1.69E+00
1.69E+00
1.69E+00
1.69E+00
1.69E+00
1.77E+00
1.77E+00
1.77E+00
1.77E+00
1.77E+00
1.85E+00
1.85E+00
1.85E+00
1.85E+00
1.93E+00
1.93E+00
1.93E+00
1.93E+00
1.93E+00
1.93E+00
2.01E+00
2.01E+00
2.01E+00
2.09E+00
2.09E+00
2.09E+00
2.01E+00
2.01E+00
2.01E+00
2.09E+00
2.09E+00
2.09E+00
2.09E+00
2.17E+00
2.17E+00
2.17E+00
2.17E+00
2.17E+00
2.17E+00
2.25E+00
2.25E+00
2.25E+00
2.25E+00
2.25E+00
2.25E+00
2.25E+00
2.33E+00
2.33E+00
2.33E+00
2.41E+00
2.33E+00
2.33E+00
2.41E+00
2.41E+00
2.41E+00
2.49E+00
2.41E+00
2.41E+00
2.49E+00
2.49E+00
2.49E+00
2.41E+00
2.49E+00
2.49E+00
2.49E+00
2.49E+00
2.49E+00
2.57E+00
2.57E+00
2.57E+00
2.57E+00
2.57E+00
2.57E+00
2.57E+00
2.57E+00
2.57E+00
2.65E+00
2.57E+00
2.49E+00
2.65E+00
2.65E+00
2.73E+00
2.65E+00
2.73E+00
2.65E+00
2.73E+00
2.73E+00
2.65E+00
2.73E+00
2.73E+00
2.81E+00
2.73E+00
2.73E+00
2.73E+00
2.81E+00
2.81E+00
2.73E+00
2.73E+00
2.73E+00
2.81E+00
2.73E+00
2.81E+00
2.81E+00
2.81E+00
2.73E+00
2.73E+00
2.81E+00
2.89E+00
2.81E+00
2.81E+00
2.81E+00
2.81E+00
2.81E+00
2.81E+00
2.81E+00
2.81E+00
2.81E+00
2.81E+00
2.81E+00
2.81E+00
2.89E+00
2.89E+00
2.89E+00
2.81E+00
2.89E+00
2.89E+00
2.89E+00
2.89E+00
2.89E+00
2.89E+00
2.97E+00
2.97E+00
2.89E+00
2.81E+00
2.97E+00
2.89E+00
2.97E+00
2.97E+00
2.97E+00
2.89E+00
2.97E+00
2.89E+00
2.97E+00
2.89E+00
2.97E+00
2.97E+00
2.89E+00
2.97E+00
2.89E+00
2.89E+00
2.89E+00
2.97E+00
2.97E+00
2.97E+00
2.97E+00
2.89E+00
2.97E+00
2.97E+00
2.89E+00
2.89E+00
2.97E+00
2.97E+00
2.89E+00
2.97E+00
2.89E+00
2.89E+00
2.97E+00
2.89E+00
2.89E+00
2.89E+00
2.89E+00
2.81E+00
2.89E+00
2.89E+00
2.89E+00
2.89E+00
2.89E+00
2.89E+00
2.89E+00
2.89E+00
2.89E+00
2.89E+00
2.89E+00
2.89E+00
2.89E+00
2.81E+00
2.81E+00
2.81E+00
2.89E+00
2.81E+00
2.89E+00
2.89E+00
2.81E+00
2.81E+00
2.81E+00
2.81E+00
2.81E+00
2.73E+00
2.81E+00
2.81E+00
2.81E+00
2.81E+00
2.81E+00
2.73E+00
2.73E+00
2.81E+00
2.81E+00
2.73E+00
2.73E+00
2.73E+00
2.65E+00
2.73E+00
2.73E+00
2.73E+00
2.73E+00
2.73E+00
2.65E+00
2.57E+00
2.73E+00
2.65E+00
2.65E+00
2.57E+00
2.73E+00
2.65E+00
2.65E+00
2.57E+00
2.57E+00
2.57E+00
2.57E+00
2.65E+00
2.57E+00
2.57E+00
2.57E+00
2.57E+00
2.57E+00
2.49E+00
2.57E+00
2.49E+00
2.49E+00
2.49E+00
2.41E+00
2.49E+00
2.41E+00
2.49E+00
2.41E+00
2.41E+00
2.41E+00
2.41E+00
2.33E+00
2.33E+00
2.41E+00
2.41E+00
2.33E+00
2.33E+00
2.33E+00
2.33E+00
2.33E+00
2.25E+00
2.25E+00
2.25E+00
2.17E+00
2.25E+00
2.25E+00
2.17E+00
2.17E+00
2.25E+00
2.17E+00
2.17E+00
2.09E+00
2.17E+00
2.17E+00
2.09E+00
2.17E+00
2.01E+00
2.17E+00
2.01E+00
2.09E+00
2.01E+00
2.09E+00
2.09E+00
2.09E+00
1.93E+00
1.93E+00
2.01E+00
1.93E+00
1.93E+00
1.85E+00
1.85E+00
1.85E+00
1.85E+00
1.85E+00
1.85E+00
1.77E+00
1.85E+00
1.77E+00
1.77E+00
1.69E+00
1.77E+00
1.77E+00
1.77E+00
1.69E+00
1.69E+00
1.61E+00
1.61E+00
1.69E+00
1.61E+00
1.61E+00
1.61E+00
1.61E+00
1.61E+00
1.45E+00
1.53E+00
1.53E+00
1.53E+00
1.45E+00
1.45E+00
1.45E+00
1.45E+00
1.45E+00
1.45E+00
1.45E+00
1.37E+00
1.45E+00
1.37E+00
1.45E+00
1.37E+00
1.37E+00
1.45E+00
1.29E+00
1.37E+00
1.37E+00
1.37E+00
1.37E+00
1.37E+00
1.29E+00
1.37E+00
1.29E+00
1.37E+00
1.37E+00
1.37E+00
1.29E+00
1.29E+00
1.29E+00
1.29E+00
1.29E+00
1.29E+00
1.29E+00
1.29E+00
1.29E+00
1.29E+00
1.29E+00
1.37E+00
1.37E+00
1.29E+00
1.29E+00
1.29E+00
1.29E+00
1.37E+00
1.29E+00
1.29E+00
1.29E+00
1.29E+00
1.29E+00
1.29E+00
1.29E+00
1.29E+00
1.29E+00
1.29E+00
1.29E+00
1.21E+00
1.21E+00
1.21E+00
1.29E+00
1.29E+00
1.21E+00
1.21E+00
1.21E+00
1.21E+00
1.29E+00
1.21E+00
1.21E+00
1.21E+00
1.21E+00
1.29E+00
1.29E+00
1.21E+00
1.21E+00
1.21E+00
1.29E+00
1.21E+00
1.21E+00
1.29E+00
1.29E+00
1.21E+00
1.21E+00
1.21E+00
1.29E+00
1.29E+00
1.21E+00
1.21E+00
1.37E+00
1.21E+00
1.21E+00
1.29E+00
1.29E+00
1.29E+00
1.21E+00
1.21E+00
1.29E+00
1.29E+00
1.21E+00
1.21E+00
1.21E+00
1.21E+00
1.29E+00
1.21E+00
1.21E+00
1.29E+00
1.21E+00
1.29E+00
1.21E+00
1.21E+00
1.21E+00
1.21E+00
1.21E+00
1.21E+00
1.29E+00
1.21E+00
1.21E+00
1.29E+00
1.21E+00
1.21E+00
1.21E+00
1.29E+00
1.21E+00
1.21E+00
1.21E+00
1.21E+00
1.21E+00
1.21E+00
1.29E+00
1.13E+00
1.21E+00
1.21E+00
1.21E+00
1.29E+00
1.21E+00
1.21E+00
1.13E+00
1.29E+00
1.21E+00
1.21E+00
1.21E+00
1.21E+00
1.21E+00
1.21E+00
1.21E+00
1.13E+00
1.21E+00
1.21E+00
1.29E+00
1.21E+00
1.13E+00
1.21E+00
1.21E+00
1.21E+00
1.13E+00
1.29E+00
1.21E+00
1.21E+00
1.21E+00
1.29E+00
1.21E+00
1.21E+00
1.13E+00
1.13E+00
1.21E+00
1.21E+00
1.21E+00
1.21E+00
1.21E+00
1.29E+00
1.21E+00
1.21E+00
1.21E+00
1.21E+00
1.21E+00
1.21E+00
1.21E+00
1.13E+00
1.21E+00
1.21E+00
1.21E+00
1.13E+00
1.21E+00
1.21E+00
1.21E+00
1.21E+00
1.21E+00
1.21E+00
1.21E+00
1.21E+00
1.13E+00
1.21E+00
1.21E+00
1.13E+00
1.21E+00
1.13E+00
1.21E+00
1.13E+00
1.21E+00
1.13E+00
1.21E+00
1.21E+00
1.13E+00
1.13E+00
1.21E+00
1.13E+00
1.21E+00
1.21E+00
1.13E+00
1.13E+00
1.21E+00
1.13E+00
1.21E+00
1.21E+00
1.13E+00
1.21E+00
1.21E+00
1.13E+00
1.21E+00
1.21E+00
1.13E+00
1.21E+00
1.21E+00
1.21E+00
1.21E+00
1.21E+00
1.13E+00
1.29E+00
1.21E+00
1.21E+00
1.21E+00
1.13E+00
1.21E+00
1.21E+00
1.21E+00
1.13E+00
1.29E+00
1.21E+00
1.21E+00
1.21E+00
1.21E+00
1.21E+00
1.05E+00
1.21E+00
1.21E+00
1.13E+00
1.21E+00
1.21E+00
1.21E+00
1.21E+00
1.21E+00
1.13E+00
1.13E+00
1.21E+00
1.21E+00
1.21E+00
1.13E+00
1.21E+00
1.13E+00
1.13E+00
1.21E+00
1.21E+00
1.21E+00
1.13E+00
1.13E+00
1.21E+00
1.21E+00
1.21E+00
1.13E+00
1.13E+00
1.13E+00
1.21E+00
1.13E+00
1.21E+00
1.13E+00
1.21E+00
1.21E+00
1.21E+00
1.13E+00
1.21E+00
1.21E+00
1.13E+00
1.21E+00
1.21E+00
1.13E+00
1.21E+00
1.21E+00
1.21E+00
1.21E+00
1.21E+00
1.13E+00
1.21E+00
1.13E+00
1.13E+00
1.21E+00
1.21E+00
1.21E+00
1.21E+00
1.21E+00
1.21E+00
1.13E+00
1.21E+00
1.13E+00
1.21E+00
1.21E+00
1.21E+00
1.21E+00
1.29E+00
1.13E+00
1.13E+00
1.21E+00
1.21E+00
1.13E+00
1.21E+00
1.13E+00
1.13E+00
1.21E+00
1.21E+00
1.13E+00
1.21E+00
1.21E+00
1.21E+00
1.21E+00
1.21E+00
1.13E+00
1.13E+00
1.21E+00
1.21E+00
1.13E+00
1.21E+00
1.21E+00
1.13E+00
1.13E+00
1.21E+00
1.13E+00
1.21E+00
1.21E+00
1.21E+00
1.21E+00
1.13E+00
1.21E+00
1.13E+00
1.21E+00
1.13E+00
1.21E+00
1.21E+00
1.13E+00
1.13E+00
1.13E+00
1.21E+00
1.13E+00
1.21E+00
1.13E+00
1.21E+00
1.21E+00
1.13E+00
1.21E+00
1.21E+00
1.13E+00
1.13E+00
1.13E+00
1.13E+00
1.21E+00
1.21E+00
1.13E+00
1.21E+00
1.13E+00
1.21E+00
1.21E+00
1.13E+00
1.13E+00
1.13E+00
1.21E+00
1.21E+00
1.21E+00
1.21E+00
1.13E+00
1.21E+00
1.21E+00
1.13E+00
1.13E+00
1.21E+00
1.21E+00
1.21E+00
1.21E+00
1.21E+00
1.21E+00
1.21E+00
1.21E+00
1.13E+00
1.21E+00
1.21E+00
1.13E+00
1.21E+00
1.13E+00
1.13E+00
1.21E+00
1.21E+00
1.13E+00
1.21E+00
1.13E+00
1.21E+00
1.21E+00
1.13E+00
1.21E+00
1.21E+00
1.13E+00
1.13E+00
1.21E+00
1.13E+00
1.13E+00
1.21E+00
1.13E+00
1.13E+00
1.21E+00
1.13E+00
1.21E+00
1.21E+00
1.21E+00
1.05E+00
1.13E+00
1.21E+00
1.21E+00
1.21E+00
1.21E+00
1.13E+00
1.13E+00
1.13E+00
1.21E+00
1.21E+00
1.21E+00
1.21E+00
1.21E+00
1.21E+00
1.21E+00
1.21E+00
1.21E+00
1.13E+00
1.13E+00
1.13E+00
1.13E+00
1.21E+00
1.21E+00
1.21E+00
1.21E+00
1.21E+00
1.21E+00
1.13E+00
1.21E+00
1.13E+00
1.13E+00
1.21E+00
1.29E+00
1.21E+00
1.13E+00
1.21E+00
1.21E+00
1.21E+00
1.29E+00
1.13E+00
1.21E+00
1.21E+00
1.21E+00
1.21E+00
1.13E+00
1.21E+00
1.21E+00
1.21E+00
1.13E+00
1.21E+00
1.21E+00
1.29E+00
1.21E+00
1.21E+00
1.21E+00
1.21E+00
1.21E+00
1.29E+00
1.21E+00
1.21E+00
1.21E+00
1.21E+00
1.21E+00
1.21E+00
1.13E+00
1.21E+00
1.21E+00
1.21E+00
1.21E+00
1.21E+00
1.21E+00
1.21E+00
1.21E+00
1.21E+00
1.21E+00
1.21E+00
1.21E+00
1.21E+00
1.21E+00
1.21E+00
1.21E+00
1.13E+00
1.13E+00
1.21E+00
1.21E+00
1.21E+00
1.13E+00
1.21E+00
1.21E+00
1.13E+00
1.21E+00
1.21E+00
1.21E+00
1.21E+00
1.13E+00
1.29E+00
1.29E+00
1.21E+00
1.21E+00
1.29E+00
1.21E+00
1.21E+00
1.21E+00
1.21E+00
1.29E+00
1.21E+00
1.29E+00
1.21E+00
1.21E+00
1.29E+00
1.21E+00
1.21E+00
1.21E+00
1.29E+00
1.21E+00
1.29E+00
1.21E+00
1.21E+00
1.21E+00
1.21E+00
1.21E+00
1.29E+00
1.21E+00
1.29E+00
1.21E+00
1.21E+00
1.21E+00
1.21E+00
1.21E+00
1.21E+00
1.21E+00
1.21E+00
1.29E+00
1.29E+00
1.21E+00
1.29E+00
1.13E+00
1.21E+00
1.13E+00
1.21E+00
1.21E+00
1.13E+00
1.21E+00
1.21E+00
1.21E+00
1.29E+00
1.21E+00
1.21E+00
1.21E+00
1.29E+00
1.21E+00
1.21E+00
1.21E+00
1.29E+00
1.21E+00
1.21E+00
1.21E+00
1.21E+00
1.21E+00
1.21E+00
1.21E+00
1.21E+00
1.29E+00
1.21E+00
1.29E+00
1.21E+00
1.29E+00
1.21E+00
1.29E+00
1.29E+00
1.21E+00
1.29E+00
1.21E+00
1.21E+00
1.29E+00
1.29E+00
1.21E+00
1.29E+00
1.21E+00
1.29E+00
1.21E+00
1.21E+00
1.29E+00
1.29E+00
1.21E+00
1.21E+00
1.21E+00
1.21E+00
1.21E+00
1.29E+00
1.29E+00
1.21E+00
1.29E+00
1.29E+00
1.29E+00
1.29E+00
1.21E+00
1.29E+00
1.29E+00
1.29E+00
1.29E+00
1.29E+00
1.21E+00
1.29E+00
1.29E+00
1.29E+00
1.37E+00
1.29E+00
1.29E+00
1.29E+00
1.29E+00
1.37E+00
1.29E+00
1.29E+00
1.37E+00
1.29E+00
1.29E+00
1.29E+00
1.37E+00
1.29E+00
1.37E+00
1.37E+00
1.29E+00
1.29E+00
1.29E+00
1.37E+00
1.37E+00
1.29E+00
1.37E+00
1.29E+00
1.29E+00
1.37E+00
1.45E+00
1.37E+00
1.29E+00
1.37E+00
1.37E+00
1.29E+00
1.29E+00
1.37E+00
1.37E+00
1.29E+00
1.37E+00
1.29E+00
1.45E+00
1.45E+00
1.37E+00
1.37E+00
1.45E+00
1.37E+00
1.37E+00
1.45E+00
1.45E+00
1.45E+00
1.45E+00
1.45E+00
1.53E+00
1.53E+00
1.53E+00
1.45E+00
1.61E+00
1.53E+00
1.61E+00
1.61E+00
1.61E+00
1.61E+00
1.61E+00
1.61E+00
1.69E+00
1.69E+00
1.69E+00
1.77E+00
1.77E+00
1.77E+00
1.77E+00
1.77E+00
1.77E+00
1.77E+00
1.85E+00
1.85E+00
1.85E+00
1.85E+00
1.93E+00
1.93E+00
1.93E+00
1.93E+00
2.01E+00
1.93E+00
1.93E+00
1.93E+00
2.01E+00
2.01E+00
2.09E+00
2.09E+00
2.09E+00
2.01E+00
2.09E+00
2.17E+00
2.09E+00
2.17E+00
2.09E+00
2.17E+00
2.17E+00
2.17E+00
2.09E+00
2.25E+00
2.17E+00
2.25E+00
2.25E+00
2.25E+00
2.25E+00
2.33E+00
2.25E+00
2.25E+00
2.25E+00
2.33E+00
2.41E+00
2.33E+00
2.33E+00
2.33E+00
2.33E+00
2.41E+00
2.33E+00
2.49E+00
2.41E+00
2.41E+00
2.41E+00
2.49E+00
2.49E+00
2.41E+00
2.49E+00
2.49E+00
2.49E+00
2.57E+00
2.49E+00
2.49E+00
2.57E+00
2.65E+00
2.49E+00
2.57E+00
2.57E+00
2.65E+00
2.57E+00
2.65E+00
2.57E+00
2.65E+00
2.65E+00
2.57E+00
2.73E+00
2.65E+00
2.57E+00
2.65E+00
2.65E+00
2.65E+00
2.73E+00
2.73E+00
2.65E+00
2.73E+00
2.65E+00
2.73E+00
2.73E+00
2.81E+00
2.73E+00
2.73E+00
2.81E+00
2.73E+00
2.81E+00
2.81E+00
2.73E+00
2.73E+00
2.81E+00
2.81E+00
2.81E+00
2.81E+00
2.81E+00
2.81E+00
2.81E+00
2.81E+00
2.89E+00
2.89E+00
2.81E+00
2.89E+00
2.81E+00
2.81E+00
2.89E+00
2.89E+00
2.89E+00
2.89E+00
2.89E+00
2.89E+00
2.81E+00
2.89E+00
2.89E+00
2.89E+00
2.97E+00
2.89E+00
2.89E+00
2.81E+00
2.89E+00
2.89E+00
2.89E+00
2.89E+00
2.97E+00
2.97E+00
2.89E+00
2.89E+00
2.97E+00
2.89E+00
2.97E+00
2.81E+00
2.97E+00
2.97E+00
2.89E+00
2.89E+00
2.89E+00
2.89E+00
2.97E+00
2.89E+00
2.97E+00
2.89E+00
2.97E+00
2.97E+00
2.89E+00
2.97E+00
2.97E+00
2.89E+00
2.89E+00
2.89E+00
2.89E+00
2.97E+00
2.97E+00
2.89E+00
2.97E+00
2.89E+00
2.97E+00
2.89E+00
2.97E+00
2.89E+00
2.89E+00
2.89E+00
2.89E+00
2.81E+00
2.89E+00
2.89E+00
2.89E+00
2.89E+00
2.89E+00
2.89E+00
2.81E+00
2.89E+00
2.89E+00
2.97E+00
2.89E+00
2.89E+00
2.81E+00
2.81E+00
2.89E+00
2.81E+00
2.81E+00
2.89E+00
2.81E+00
2.81E+00
2.81E+00
2.81E+00
2.81E+00
2.81E+00
2.73E+00
2.81E+00
2.73E+00
2.81E+00
2.81E+00
2.81E+00
2.81E+00
2.73E+00
2.73E+00
2.73E+00
2.81E+00
2.73E+00
2.73E+00
2.73E+00
2.73E+00
2.73E+00
2.65E+00
2.73E+00
2.73E+00
2.65E+00
2.65E+00
2.65E+00
2.65E+00
2.65E+00
2.73E+00
2.65E+00
2.65E+00
2.57E+00
2.65E+00
2.57E+00
2.65E+00
2.65E+00
2.57E+00
2.57E+00
2.57E+00
2.57E+00
2.57E+00
2.57E+00
2.41E+00
2.49E+00
2.41E+00
2.49E+00
2.49E+00
2.49E+00
2.49E+00
2.49E+00
2.49E+00
2.49E+00
2.41E+00
2.41E+00
2.41E+00
2.33E+00
2.33E+00
2.41E+00
2.33E+00
2.41E+00
2.33E+00
2.25E+00
2.33E+00
2.33E+00
2.25E+00
2.25E+00
2.17E+00
2.25E+00
2.17E+00
2.25E+00
2.25E+00
2.17E+00
2.17E+00
2.17E+00
2.17E+00
2.17E+00
2.09E+00
2.09E+00
2.09E+00
2.09E+00
2.09E+00
2.09E+00
2.09E+00
2.01E+00
2.09E+00
2.01E+00
2.09E+00
2.01E+00
1.93E+00
2.01E+00
1.93E+00
1.93E+00
1.93E+00
1.93E+00
1.85E+00
1.93E+00
1.85E+00
1.93E+00
1.85E+00
1.93E+00
1.77E+00
1.77E+00
1.77E+00
1.77E+00
1.77E+00
1.69E+00
1.77E+00
1.69E+00
1.69E+00
1.69E+00
1.69E+00
1.61E+00
1.69E+00
1.61E+00
1.61E+00
1.61E+00
1.61E+00
1.53E+00
1.53E+00
1.53E+00
1.53E+00
1.53E+00
1.45E+00
1.53E+00
1.45E+00
1.37E+00
1.37E+00
1.45E+00
1.45E+00
1.45E+00
1.45E+00
1.37E+00
1.45E+00
1.37E+00
1.37E+00
1.37E+00
1.37E+00
1.37E+00
1.29E+00
1.29E+00
1.37E+00
1.37E+00
1.29E+00
1.29E+00
1.29E+00
1.29E+00
1.29E+00
1.37E+00
1.37E+00
1.29E+00
1.29E+00
1.37E+00
1.29E+00
1.29E+00
1.29E+00
1.29E+00
1.29E+00
1.29E+00
1.29E+00
1.29E+00
1.37E+00
1.29E+00
1.29E+00
1.29E+00
1.29E+00
1.29E+00
1.37E+00
1.29E+00
1.29E+00
1.29E+00
1.29E+00
1.21E+00
1.29E+00
1.37E+00
1.21E+00
1.29E+00
1.29E+00
1.29E+00
1.29E+00
1.29E+00
1.21E+00
1.21E+00
1.29E+00
1.21E+00
1.21E+00
1.21E+00
1.37E+00
1.29E+00
1.29E+00
1.29E+00
1.21E+00
1.21E+00
1.21E+00
1.29E+00
1.29E+00
1.29E+00
1.29E+00
1.29E+00
1.29E+00
1.21E+00
1.13E+00
1.21E+00
1.21E+00
1.21E+00
1.29E+00
1.29E+00
1.29E+00
1.21E+00
1.21E+00
1.21E+00
1.13E+00
1.21E+00
1.21E+00
1.21E+00
1.21E+00
1.29E+00
1.21E+00
1.21E+00
1.21E+00
1.21E+00
1.21E+00
1.29E+00
1.21E+00
1.21E+00
1.21E+00
1.21E+00
1.29E+00
1.29E+00
1.21E+00
1.21E+00
1.21E+00
1.21E+00
1.29E+00
1.21E+00
1.21E+00
1.21E+00
1.21E+00
1.21E+00
1.21E+00
1.29E+00
1.29E+00
1.21E+00
1.21E+00
1.21E+00
1.21E+00
1.29E+00
1.21E+00
1.21E+00
1.21E+00
1.21E+00
1.21E+00
1.21E+00
1.21E+00
1.29E+00
1.21E+00
1.21E+00
1.13E+00
1.21E+00
1.21E+00
1.21E+00
1.21E+00
1.21E+00
1.21E+00
1.21E+00
1.13E+00
1.21E+00
1.21E+00
1.29E+00
1.29E+00
1.29E+00
1.21E+00
1.21E+00
1.29E+00
1.13E+00
1.21E+00
1.21E+00
1.29E+00
1.21E+00
1.29E+00
1.21E+00
1.21E+00
1.21E+00
1.21E+00
1.21E+00
1.21E+00
1.21E+00
1.21E+00
1.21E+00
1.13E+00
1.21E+00
1.29E+00
1.13E+00
1.13E+00
1.21E+00
1.21E+00
1.21E+00
1.21E+00
1.29E+00
1.13E+00
1.21E+00
1.21E+00
1.29E+00
1.21E+00
1.29E+00
1.21E+00
1.13E+00
1.13E+00
1.21E+00
1.13E+00
1.21E+00
1.21E+00
1.21E+00
1.21E+00
1.21E+00
1.29E+00
1.21E+00
1.21E+00
1.21E+00
1.21E+00
1.21E+00
1.21E+00
1.21E+00
1.13E+00
1.13E+00
1.13E+00
1.21E+00
1.21E+00
1.13E+00
1.21E+00
1.21E+00
1.21E+00
1.29E+00
1.21E+00
1.13E+00
1.13E+00
1.13E+00
1.21E+00
1.21E+00
1.21E+00
1.21E+00
1.21E+00
1.21E+00
1.13E+00
1.21E+00
1.21E+00
1.21E+00
1.21E+00
1.21E+00
1.21E+00
1.13E+00
1.21E+00
1.21E+00
1.13E+00
1.21E+00
1.21E+00
1.21E+00
1.21E+00
1.21E+00
1.13E+00
1.21E+00
1.13E+00
1.21E+00
1.21E+00
1.21E+00
1.21E+00
1.21E+00
1.21E+00
1.13E+00
1.21E+00
1.21E+00
1.21E+00
1.13E+00
1.21E+00
1.21E+00
1.13E+00
1.21E+00
1.21E+00
1.21E+00
1.21E+00
1.21E+00
1.21E+00
1.21E+00
1.21E+00
1.21E+00
1.13E+00
1.13E+00
1.21E+00
1.21E+00
1.21E+00
1.13E+00
1.21E+00
1.13E+00
1.13E+00
1.21E+00
1.21E+00
1.21E+00
1.13E+00
1.21E+00
1.21E+00
1.21E+00
1.13E+00
1.21E+00
1.21E+00
1.13E+00
1.21E+00
1.21E+00
1.21E+00
1.13E+00
1.21E+00
1.21E+00
1.21E+00
1.13E+00
1.21E+00
1.13E+00
1.13E+00
1.21E+00
1.21E+00
1.13E+00
1.13E+00
1.21E+00
1.13E+00
1.21E+00
1.21E+00
1.21E+00
1.21E+00
1.21E+00
1.21E+00
1.21E+00
1.13E+00
1.13E+00
1.13E+00
1.13E+00
1.13E+00
1.29E+00
1.21E+00
1.13E+00
1.21E+00
1.13E+00
1.13E+00
1.13E+00
1.13E+00
1.21E+00
1.21E+00
1.13E+00
1.13E+00
1.29E+00
1.13E+00
1.21E+00
1.21E+00
1.21E+00
1.21E+00
1.21E+00
1.21E+00
1.21E+00
1.21E+00
1.13E+00
1.13E+00
1.21E+00
1.21E+00
1.13E+00
1.21E+00
1.21E+00
1.21E+00
1.13E+00
1.21E+00
1.05E+00
1.13E+00
1.21E+00
1.13E+00
1.21E+00
1.21E+00
1.21E+00
1.21E+00
1.21E+00
1.21E+00
1.21E+00
1.13E+00
1.13E+00
1.13E+00
1.21E+00
1.21E+00
1.21E+00
1.13E+00
1.05E+00
1.13E+00
1.13E+00
1.13E+00
1.13E+00
1.21E+00
1.13E+00
1.21E+00
1.21E+00
1.13E+00
1.21E+00
1.21E+00
1.13E+00
1.21E+00
1.13E+00
1.13E+00
1.21E+00
1.21E+00
1.21E+00
1.13E+00
1.13E+00
1.13E+00
1.21E+00
1.13E+00
1.13E+00
1.21E+00
1.21E+00
1.13E+00
1.13E+00
1.21E+00
1.13E+00
1.13E+00
1.13E+00
1.21E+00
1.13E+00
1.13E+00
1.21E+00
1.21E+00
1.21E+00
1.21E+00
1.13E+00
1.21E+00
1.21E+00
1.13E+00
1.21E+00
1.21E+00
1.21E+00
1.21E+00
1.13E+00
1.13E+00
1.21E+00
1.21E+00
1.21E+00
1.21E+00
1.13E+00
1.21E+00
1.05E+00
1.21E+00
1.21E+00
1.21E+00
1.21E+00
1.21E+00
1.13E+00
1.13E+00
1.21E+00
1.21E+00
1.21E+00
1.21E+00
1.21E+00
1.21E+00
1.13E+00
1.21E+00
1.21E+00
1.21E+00
1.13E+00
1.21E+00
1.21E+00
1.13E+00
1.21E+00
1.13E+00
1.21E+00
1.21E+00
1.13E+00
1.21E+00
1.13E+00
1.29E+00
1.21E+00
1.13E+00
1.21E+00
1.21E+00
1.29E+00
1.21E+00
1.21E+00
1.21E+00
1.21E+00
1.13E+00
1.13E+00
1.21E+00
1.21E+00
1.21E+00
1.21E+00
1.21E+00
1.13E+00
1.21E+00
1.21E+00
1.13E+00
1.13E+00
1.13E+00
1.13E+00
1.29E+00
1.13E+00
1.21E+00
1.21E+00
1.21E+00
1.21E+00
1.21E+00
1.29E+00
1.21E+00
1.21E+00
1.21E+00
1.29E+00
1.05E+00
1.21E+00
1.13E+00
1.21E+00
1.21E+00
1.21E+00
1.13E+00
1.21E+00
1.13E+00
1.29E+00
1.21E+00
1.21E+00
1.21E+00
1.21E+00
1.13E+00
1.21E+00
1.21E+00
1.21E+00
1.21E+00
1.29E+00
1.21E+00
1.21E+00
1.21E+00
1.21E+00
1.21E+00
1.29E+00
1.21E+00
1.21E+00
1.21E+00
1.21E+00
1.21E+00
1.21E+00
1.21E+00
1.21E+00
1.29E+00
1.21E+00
1.21E+00
1.21E+00
1.29E+00
1.21E+00
1.21E+00
1.21E+00
1.21E+00
1.21E+00
1.21E+00
1.13E+00
1.21E+00
1.21E+00
1.21E+00
1.21E+00
1.29E+00
1.21E+00
1.21E+00
1.21E+00
1.21E+00
1.21E+00
1.21E+00
1.21E+00
1.21E+00
1.21E+00
1.13E+00
1.29E+00
1.21E+00
1.21E+00
1.21E+00
1.13E+00
1.21E+00
1.21E+00
1.21E+00
1.21E+00
1.21E+00
1.21E+00
1.21E+00
1.21E+00
1.21E+00
1.21E+00
1.29E+00
1.29E+00
1.29E+00
1.21E+00
1.29E+00
1.29E+00
1.21E+00
1.21E+00
1.21E+00
1.29E+00
1.21E+00
1.13E+00
1.29E+00
1.21E+00
1.21E+00
1.21E+00
1.29E+00
1.29E+00
1.21E+00
1.29E+00
1.21E+00
1.13E+00
1.21E+00
1.21E+00
1.21E+00
1.29E+00
1.21E+00
1.29E+00];

%scatter(x,y,'filled')
%hold on
%scatter(x,y,'filled')
plot(t,x)
hold on
plot(t,y)
grid on
xlabel('Tiempo (s)') 
ylabel('Voltaje (V)')

%xticks([0 0.45 0.5 0.55 0.6 0.65 0.7 0.75 0.8 1])
%xticklabels({'0','0.45','0.5','0.55','0.6','0.65','0.7','0.75','0.8','1'})
yticks([-3 -2 -1 0 1 1.13 2 3])
